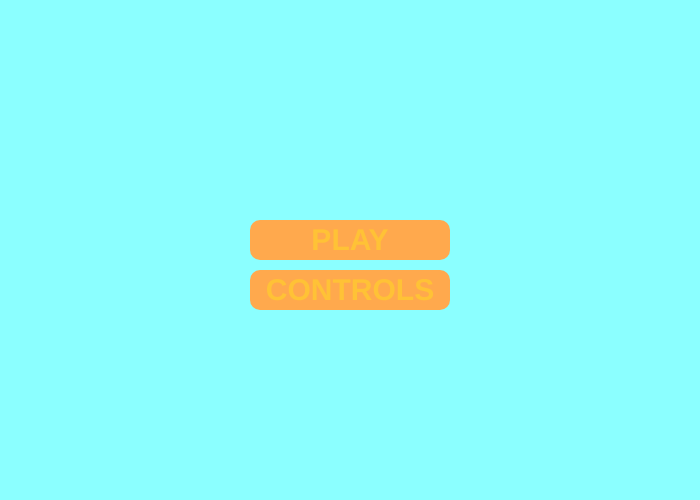
Frame 1 (no input)
Frame 60 (no input): identical to frame 1, image omitted
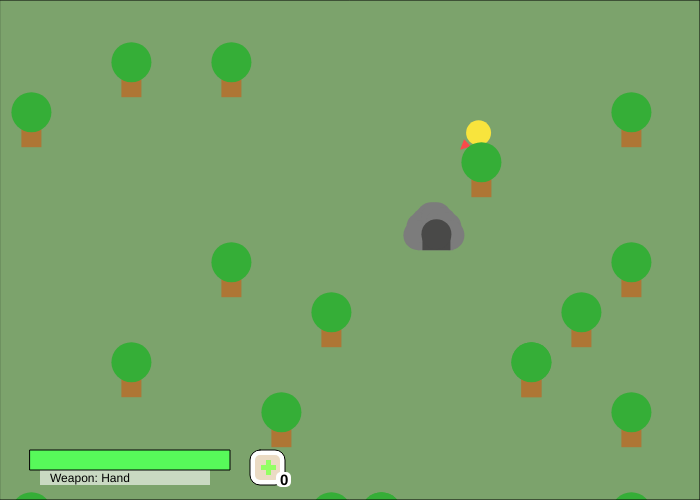
Frame 120 (the mouse pressed at the canvas centre since frame 60)

The p5.js sketch that drew these frames (run headless with seeded random() and noise() and a simulated clock; from frame 60 on, the mouse is pressed at the canvas centre):

// p5.js sketch
// ── sketch.js
let treeX = [];
for (let i = 0; i <= 900; i += 50)
{
  treeX.push(i);
}

let treeY = [];
for (let i = 0; i <= 700; i += 50)
{
  treeY.push(i);
}

let rockX = [];
for (let i = 0; i <= 900; i += 50)
{
  rockX.push(i);
}

let rockY = [];
for (let i = 0; i <= 700; i += 50)
{
  rockY.push(i);
}

let caveX = [];
for (let i = 0; i <= 900; i += 50)
{
  caveX.push(i);
}

let caveY = [];
for (let i = 0; i <= 700; i += 50)
{
  caveY.push(i);
}

let woodCount = [];
for (let i = 1; i <= 5; i++)
{
  woodCount.push(i);
}

let stoneCount = [];
for (let i = 1; i <= 5; i++)
{
  stoneCount.push(i);
}

let damageVals = [];
for (let i = 1; i < 8; i++)
{
  damageVals.push(i);
}

let meleeAbilities = ['Normal', 'Tank', 'Speed', 'Damage', 'Maniac'];

class Player
{
  constructor(hp)
  {
    this.hp = hp;
    this.x = 0;
    this.y = 0;
    this.width = 25;
    this.height = 25;
    this.speed = 0.5;
    this.swinging = false;
    this.meleeDmg = 0;
    this.treeDmg = 0;
    this.rockDmg = 0;
    this.dirY = 0;
    this.dirX = 0;
    this.range = 0;
  }
  drawSelf()
  {
    push();
    noStroke();
    fill(251, 231, 62);
    ellipse(this.x, this.y, this.width, this.height);
    pop();
  }
  setSpawn()
  {
    this.x = random(50, width-50);
    this.y = random(50, height-50);
  }
  moveUp()
  {
    this.y -= this.speed;
  }
  moveDown()
  {
    this.y += this.speed;
  }
  moveLeft()
  {
    this.x -= this.speed;
  }
  moveRight()
  {
    this.x += this.speed;
  }
  getMeleeDmg(weapon)
  {
    if (weapon == 'Hand')
    {
      this.meleeDmg = 2;
      this.treeDmg = 0.5;
      this.rockDmg = 0.25;
    }
    else if (weapon == 'Wooden Axe')
    {
      this.meleeDmg = 3;
      this.treeDmg = 1;
      this.rockDmg = 0.5;
    }
    else if (weapon == 'Wooden Sword')
    {
      this.meleeDmg = 5;
      this.treeDmg = 0.5;
      this.rockDmg = 0.25;
    }
    else if (weapon == 'Wooden Pickaxe')
    {
      this.meleeDmg = 3;
      this.treeDmg = 0.5;
      this.rockDmg = 1;
    }
    else if (weapon == 'Stone Axe')
    {
      this.meleeDmg = 4;
      this.treeDmg = 2;
      this.rockDmg = 1;
    }
    else if (weapon == 'Stone Sword')
    {
      this.meleeDmg = 6;
      this.treeDmg = 1;
      this.rockDmg = 0.5;
    }
    else if (weapon == 'Stone Pickaxe')
    {
      this.meleeDmg = 4;
      this.treeDmg = 1;
      this.rockDmg = 2;
    }
    else if (weapon == 'Silver Axe')
    {
      this.meleeDmg = 5;
      this.treeDmg = 3;
      this.rockDmg = 1.5;
    }
    else if (weapon == 'Silver Sword')
    {
      this.meleeDmg = 7;
      this.treeDmg = 1.5;
      this.rockDmg = 0.75;
    }
    else if (weapon == 'Silver Pickaxe')
    {
      this.meleeDmg = 5;
      this.treeDmg = 1.5;
      this.rockDmg = 3;
    }
    else if (weapon == 'Platinum Axe')
    {
      this.meleeDmg = 6;
      this.treeDmg = 4;
      this.rockDmg = 2;
    }
    else if (weapon == 'Platinum Sword')
    {
      this.meleeDmg = 8;
      this.treeDmg = 2;
      this.rockDmg = 1;
    }
    else if (weapon == 'Platinum Pickaxe')
    {
      this.meleeDmg = 6;
      this.treeDmg = 2;
      this.rockDmg = 4;
    }
    else if (weapon == 'Jadite Axe')
    {
      this.meleeDmg = 7;
      this.treeDmg = 5;
      this.rockDmg = 2.5;
    }
    else if (weapon == 'Jadite Sword')
    {
      this.meleeDmg = 9;
      this.treeDmg = 2.5;
      this.rockDmg = 1.25;
    }
    else if (weapon == 'Jadite Pickaxe')
    {
      this.meleeDmg = 7;
      this.treeDmg = 2.5;
      this.rockDmg = 5;
    }
    else if (weapon == 'Diamond Axe')
    {
      this.meleeDmg = 8;
      this.treeDmg = 6;
      this.rockDmg = 3;
    }
    else if (weapon == 'Diamond Sword')
    {
      this.meleeDmg = 10;
      this.treeDmg = 3;
      this.rockDmg = 1.5;
    }
    else if (weapon == 'Diamond Pickaxe')
    {
      this.meleeDmg = 8;
      this.treeDmg = 3;
      this.rockDmg = 6;
    }
    else if (weapon == 'Obsidian Axe')
    {
      this.meleeDmg = 9;
      this.treeDmg = 7;
      this.rockDmg = 3.5;
    }
    else if (weapon == 'Obsidian Sword')
    {
      this.meleeDmg = 11;
      this.treeDmg = 3.5;
      this.rockDmg = 1.75;
    }
    else if (weapon == 'Obsidian Pickaxe')
    {
      this.meleeDmg = 9;
      this.treeDmg = 3.5;
      this.rockDmg = 7;
    }
  }
  getRange(weapon)
  {
    if (weapon == 'Hand')
    {
      this.range = 15;
    }
    else if (weapon == 'Wooden Axe' || weapon == 'Stone Axe' || weapon == 'Silver Axe' || weapon == 'Platinum Axe' || weapon == 'Jadite Axe' || weapon == 'Diamond Axe' || weapon == 'Obsidian Axe')
    {
      this.range = 20;
    }
    else if (weapon == 'Wooden Sword' || weapon == 'Stone Sword' || weapon == 'Silver Sword' || weapon == 'Platinum Sword' || weapon == 'Jadite Sword' || weapon == 'Diamond Sword' || weapon == 'Obsidian Sword')
    {
      this.range = 25;
    }
    else if (weapon == 'Wooden Pickaxe' || weapon == 'Stone Pickaxe' || weapon == 'Silver Pickaxe' || weapon == 'Platinum Pickaxe' || weapon == 'Jadite Pickaxe' || weapon == 'Diamond Pickaxe' || weapon == 'Obsidian Pickaxe')
    {
      this.range = 20;
    }
  }
}

class PlayerFacingDirection
{
  constructor(playerX, playerY)
  {
    this.playerX = playerX;
    this.playerY = playerY;
    this.angle = Math.atan2(mouseY - playerY, mouseX - playerX);
    this.faceAngle = this.angle + radians(-90)
  }
  drawSelf()
  {
    push();
    translate(this.playerX, this.playerY);
    rotate(this.faceAngle);
    
    noStroke();
    fill(253, 75, 75);
    beginShape();
    vertex(-5, 15);
    vertex(0, 25);
    vertex(5, 15);
    endShape();
    pop();
  }
}

class MeleeEnemy
{
  constructor(type)
  {
    this.type = type;
    this.hp = 0;
    this.maxhp = 0;
    this.alive = true;
    this.x = random(0, 900);
    this.y = random(0, 700);
    this.width = 25;
    this.height = 25;
    this.speed = 0;
    this.visionRange = 150;
    this.dmg = random(damageVals);
    this.ability = random(meleeAbilities);
  }
  setSpawn()
  {
    if (this.type == 'zombie')
    {
      this.alive = true;
      if (this.ability == 'Normal')
      {
        this.maxhp = 40;
        this.hp = 40;
        this.speed = 0.3;
      }
      if (this.ability == 'Speed')
      {
        this.maxhp = 40;
        this.hp = 40;
        this.speed = 0.7;
      }
      if (this.ability == 'Damage')
      {
        this.maxhp = 50;
        this.hp = 50;
        this.dmg += 2;
        this.speed = 0.5;
      }
      if (this.ability == 'Tank')
      {
        this.maxhp = 400;
        this.hp = 400;
        this.speed = 0.4;
      }
      if (this.ability == 'Maniac')
      {
        this.speed = 0.5
        this.maxhp = 70;
        this.hp = 70;
      }
    }
    this.x = random(0, 900);
    this.y = random(0, 700);
  }
  drawSelf()
  {
    push();
    if (this.alive)
    {
      if (this.type == 'zombie')
      {
        noStroke();
        if (this.ability == 'Speed')
        {
          fill(137, 250, 199);
          ellipse(this.x + (this.width/2), this.y + (this.height/2), this.width + 5, this.height + 5);
        }
        if (this.ability == 'Damage')
        {
          fill(233, 86, 86);
          ellipse(this.x + (this.width/2), this.y + (this.height/2), this.width + 5, this.height + 5);
        }
        if (this.ability == 'Tank')
        {
          fill(26, 122, 18);
          ellipse(this.x + (this.width/2), this.y + (this.height/2), this.width + 5, this.height + 5);
        }
        if (this.ability == 'Maniac')
        {
          fill(233, 159, 250);
          ellipse(this.x + (this.width/2), this.y + (this.height/2), this.width + 5, this.height + 5);
        }
        if (this.ability == 'Normal')
        {
          fill(110, 207, 98);
        }
        fill(110, 207, 98);
        ellipse(this.x + (this.width/2), this.y + (this.height/2), this.width, this.height);
      }
    }
    pop();
  }
  showHP()
  {
    push();
    
    let mobHP = map(this.hp, 0, this.maxhp, 0, 100);
    
    noStroke();
    if (mobHP > 70)
    {
      fill(87, 250, 90);
    }
    else if (mobHP < 70 && mobHP > 30)
    {
      fill(255, 241, 69);
    }
    else
    {
      fill(255, 71, 71);
    }
    rect(this.x - 15, this.y - 7, mobHP/2, 5);
    pop();
  }
  findTarget()
  {
    if (this.x + cameraX + this.visionRange > survivor.x)
    {
      if (this.x + cameraX < survivor.x)
      {
        if (this.y + cameraY + this.visionRange > survivor.y)
        {
          if (this.y + cameraY < survivor.y)
          {
            this.x += this.speed;
            this.y += this.speed;
          }
        }
        
        if (this.y + cameraY - this.visionRange < survivor.y)
        {
          if (this.y + cameraY > survivor.y)
          {
            this.x += this.speed;
            this.y -= this.speed;
          }
        }
      }
    }
    
    if (this.x + cameraX - this.visionRange < survivor.x)
    {
      if (this.x + cameraX > survivor.x)
      {
        if (this.y + cameraY + this.visionRange > survivor.y)
        {
          if (this.y + cameraY < survivor.y)
          {
            this.x -= this.speed;
            this.y += this.speed;
          }
        }
        
        if (this.y + cameraY - this.visionRange < survivor.y)
        {
          if (this.y + cameraY > survivor.y)
          {
            this.x -= this.speed;
            this.y -= this.speed;
          }
        }
      }
    }
  }
  attackRight()
  {
    if (armorHP > 0)
    {
      armorHP -= this.dmg;
    }
    else
    {
      survivorHP -= this.dmg;
    }
    survivor.x -= 5;
  }
  attackLeft()
  {
    if (armorHP > 0)
    {
      armorHP -= this.dmg;
    }
    else
    {
      survivorHP -= this.dmg;
    }
    survivor.x += 5;
  }
  attackBottom()
  {
    survivor.y -= 5;
  }
  attackTop()
  {
    survivor.y += 5;
  }
}

class Tree
{
  constructor()
  {
    this.hp = 100;
    this.x = random(treeX);
    this.y = random(treeY);
    this.width = 20;
    this.height = 30;
    this.giveAmt = random(woodCount);
    this.alive = true;
    this.killedTime = 0;
    this.destroyed = false;
    this.trunkColor = '#B07736';
    this.leafColor = '#36B038';
  }
  drawSelf()
  {
    push();
    
    noStroke();
    fill(this.trunkColor);
    rect(this.x, this.y, this.width, this.height);
    
    fill(this.leafColor);
    ellipse(this.x + 10, this.y - 5, 40, 40);
    
    pop();
  }
  destroy()
  {
    this.x = -width;
    this.alive = false;   
  }
  showHP()
  {
    push();
    noStroke();
    if (this.hp > 70)
    {
      fill(87, 250, 90);
    }
    else if (this.hp < 70 && this.hp > 30)
    {
      fill(255, 241, 69);
    }
    else
    {
      fill(255, 71, 71);
    }
    rect(this.x - 15, this.y - 32, this.hp/2, 5);
    pop();
  }
  giveWood()
  {
    for (let i = 0; i < this.giveAmt; i++)
    {
      survivorInvWood += 1;
    }
  }
  respawn()
  {
    this.hp = 100;
    this.x = random(treeX);
    this.y = random(treeY);
  }
  nightColor()
  {
    this.trunkColor = '#6D4920';
    this.leafColor = '#227923';
  }
  dayColor()
  {
    this.trunkColor = '#B07736';
    this.leafColor = '#36B038';
  }
}

class Rock
{
  constructor()
  {
    this.hp = 100;
    this.x = random(rockX);
    this.y = random(rockY);
    this.width = 38;
    this.height = 30;
    this.giveAmt = random(stoneCount);
    this.alive = true;
    this.killedTime = 0;
    this.destroyed = false;
  }
  drawSelf()
  {
    push();
    noStroke();
    fill(150);
    beginShape();
	curveVertex(this.x, this.y);
	curveVertex(this.x + 36, this.y + 2);
	curveVertex(this.x + 34, this.y + 28);
	curveVertex(this.x, this.y + 28);
    curveVertex(this.x - 5, this.y + 5);
	endShape(CLOSE);
    pop();
  }
  destroy()
  {
    this.x = -width;
    this.alive = false;   
  }
  showHP()
  {
    push();
    noStroke();
    if (this.hp > 70)
    {
      fill(87, 250, 90);
    }
    else if (this.hp < 70 && this.hp > 30)
    {
      fill(255, 241, 69);
    }
    else
    {
      fill(255, 71, 71);
    }
    rect(this.x - 8, this.y - 15, this.hp/2, 5);
    pop();
  }
  giveStone()
  {
    for (let i = 0; i < this.giveAmt; i++)
    {
      survivorInvStone += 1;
    }
  }
  respawn()
  {
    this.hp = 100;
    this.x = random(rockX);
    this.y = random(rockY);
  }
}

class Cave
{
  constructor()
  {
    this.x = random(caveX);
    this.y = random(caveY);
    this.width = 30;
    this.height = 30;
    this.outerColor = '#7D7D7D';
    this.innerColor = '#4A4A49';
  }
  drawSelf()
  {
    push();
    noStroke();
    fill(125);
    rect(this.x, this.y, this.width, this.height);
    ellipse(this.x + 10, this.y, this.width, this.height);
    ellipse(this.x + 5, this.y + 5, this.width, this.height);
    ellipse(this.x, this.y + 10, this.width, this.height);
    ellipse(this.x - 3, this.y + 18, this.width, this.height);
    
    ellipse(this.x + 15, this.y, this.width, this.height);
    ellipse(this.x + 20, this.y + 5, this.width, this.height);
    ellipse(this.x + 25, this.y + 10, this.width, this.height);
    ellipse(this.x + 28, this.y + 18, this.width, this.height);
    
    rect(this.x - 3, this.y + 25, 35, 8);
    
    fill(74, 74, 73);
    rect(this.x + 1, this.y + 18, 28, 15);
    ellipse(this.x + (this.width/2), this.y + 2 + (this.height/2), this.width, this.height);
    pop();
  }
  drawExit()
  {
    push();
    noStroke();
    fill(139, 87, 56);
    rect(this.x, this.y, this.width, this.height);
    ellipse(this.x + 10, this.y, this.width, this.height);
    ellipse(this.x + 5, this.y + 5, this.width, this.height);
    ellipse(this.x, this.y + 10, this.width, this.height);
    ellipse(this.x - 3, this.y + 18, this.width, this.height);
    
    ellipse(this.x + 15, this.y, this.width, this.height);
    ellipse(this.x + 20, this.y + 5, this.width, this.height);
    ellipse(this.x + 25, this.y + 10, this.width, this.height);
    ellipse(this.x + 28, this.y + 18, this.width, this.height);
    
    rect(this.x - 3, this.y + 25, 35, 8);
    
    fill(128, 203, 227);
    rect(this.x + 1, this.y + 18, 28, 15);
    ellipse(this.x + (this.width/2), this.y + 2 + (this.height/2), this.width, this.height);
    pop();
  }
  nightColor()
  {
    this.outerColor = '#4D4D4D';
    this.innerColor = '#181818';
  }
  dayColor()
  {
    this.outerColor = '#7D7D7D';
    this.innerColor = '#4A4A49';
  }
}

class Exit
{
  constructor()
  {
    this.hp = 100;
    this.x = width/2;
    this.y = -150;
    this.width = 30;
    this.height = 30;
    this.opened = false;
  }
  drawSelf()
  {
    push();
    if (this.opened)
    {
      fill(255, 156, 45);
    }
    else
    {
      fill (25);
    }
    rect(this.x, this.y, this.width, this.height);
    pop();
  }
}

let gameOver;
let gameStart;
let controlScreenActive;
let showingMenu;
let level;

let time;
let isDayTime;
let timeOfDay;

let survivorInvWood;
let survivorInvStone;
let survivorInvRefWood;
let survivorInvRefStone;

let survivorInvRope;
let survivorInvHerbs;
let survivorInvCloth;
let survivorInvLongHandle;
let survivorInvShortHandle;

let survivorInvSilver;
let survivorInvPlatinum;
let survivorInvJadite;
let survivorInvDiamond;
let survivorInvObsidian;

let survivorInvBandage;

let tempSlot1;
let tempSlot2;

let tempSlot1X;
let tempSlot2X;

let tempOccupiedSlot1;
let tempOccupiedSlot2;

let tempProduct;
let tempProductX;

let tempTextSize = 14;

let templateBaseOwned;
let survivorInv;

let showingInv = false;
let showingCraft = false;
let craftPage;

let showingTemplateIcon;
let showingTempCraft;

let grass = '#7DA56D';
let caveGround = '#A66D4B';
let inCave = false;

let survivorHP;
let survivor;
let survivorFacing;
let survivorWeapon;

let armorHP;
let activeChestplate;

let zombies = [];
let numZombies = 4;
let zombiesKilled;

//tools owned
let woodAxeOwned = false;
let woodSwordOwned = false;
let woodPickaxeOwned = false;
let stoneAxeOwned = false;
let stoneSwordOwned = false;
let stonePickaxeOwned = false;
let silverAxeOwned = false;
let silverSwordOwned = false;
let silverPickaxeOwned = false;
let platinumAxeOwned = false;
let platinumSwordOwned = false;
let platinumPickaxeOwned = false;
let jaditeAxeOwned = false;
let jaditeSwordOwned = false;
let jaditePickaxeOwned = false;
let diamondAxeOwned = false;
let diamondSwordOwned = false;
let diamondPickaxeOwned = false;
let obsidianAxeOwned = false;
let obsidianSwordOwned = false;
let obsidianPickaxeOwned = false;

let woodAxeActive = false;
let woodSwordActive = false;
let woodPickaxeActive = false;
let stoneAxeActive = false;
let stoneSwordActive = false;
let stonePickaxeActive = false;
let silverAxeActive = false;
let silverSwordActive = false;
let silverPickaxeActive = false;
let platinumAxeActive = false;
let platinumSwordActive = false;
let platinumPickaxeActive = false;
let jaditeAxeActive = false;
let jaditeSwordActive = false;
let jaditePickaxeActive = false;
let diamondAxeActive = false;
let diamondSwordActive = false;
let diamondPickaxeActive = false;
let obsidianAxeActive = false;
let obsidianSwordActive = false;
let obsidianPickaxeActive = false;

let axeOwned = false;
let pickaxeOwned = false;
let swordOwned = false;

let nearTree = false;
let nearRock = false;

let freedom;

//trees
let trees = [];
let numTrees = 39;

//rocks
let rocks = [];
let numRocks = 21;

//caves
let caves = [];
let numCaves = 3;

//movement
let movingDown = false;
let movingUp = false;
let movingLeft = false;
let movingRight = false;

//direction facing
let facingDown = false;
let facingUp = false;
let facingLeft = false;
let facingRight = false;

//direction diagonal
let facingNE = false;
let facingNW = false;
let facingSE = false;
let facingSW = false;

let craftAvailable = false;

let craftX = 60;

let craft1Y = 70;
let craft2Y = 110;
let craft3Y = 150;

let craftNextX = 210;
let craftBackX = 170;
let craftButtonY = 190;

let craftWidth = 280;
let craftHeight = 30;

let directionValue;

//camera
let cameraX;
let cameraY;

function setup() 
{
  createCanvas(700, 500);
  frameRate(60);
  resetGame();
}

function resetGame()
{
  gameOver = false;
  gameStart = false;
  controlScreenActive = false;
  showingMenu = false;
  
  level = 1;
  craftPage = 1;
  
  showingTemplateIcon = false;
  
  bgY = height/2 + 20;
  titleY = height/2 + 50;
  
  time = 0;
  isDayTime = true;
  timeOfDay = 0;
  
  survivor = new Player(survivorHP);
  survivor.setSpawn();
  survivorHP = 100;
  survivorWeapon = 'Hand';
  
  armorHP = 0;
  activeChestplate = '';
  
  survivorInv = ['Wood: ' + survivorInvWood, 'Stone: ' + survivorInvStone, 'Refined Wood: ' + survivorInvRefWood, 'Refined Stone: ' + survivorInvRefStone];
  survivorInvWood = 0;
  survivorInvStone = 0;
  
  survivorInvRefWood = 0;
  survivorInvRefStone = 0;
  
  survivorInvRope = 0;
  survivorInvHerbs = 0;
  survivorInvCloth = 0;
  survivorInvLongHandle = 0;
  survivorInvShortHandle = 0;
  
  survivorInvSilver = 0;
  survivorInvPlatinum = 0;
  survivorInvJadite = 0;
  survivorInvDiamond = 0;
  survivorInvObsidian = 0;
  
  survivorInvBandage = 0;
  
  tempSlot1 = '';
  tempSlot2 = '';
  tempProduct = '';
  
  tempSlot1X = 0;
  tempSlot2X = 0;
  tempProductX = 0;
  
  templateBaseOwned = false;
  
  showingTempCraft = false;
  
  zombiesKilled = 0;
  
  freedom = new Exit();
  
  for (let i = 0; i < numZombies; i++)
  {
    zombies.push(new MeleeEnemy('zombie'));
  }
  
  for (let i = 0; i < numTrees; i++)
  {
    trees.push(new Tree());
  }
  
  for (let i = 0; i < numRocks; i++)
  {
    rocks.push(new Rock());
  }
  
  for (let i = 0; i < numCaves; i++)
  {
    caves.push(new Cave());
  }
}

function draw()
{ 
  if (!gameOver && gameStart && !showingMenu)
  {
    if (!inCave)
    {
      outdoorGame();
    }
    else if (inCave)
    {
      caveGame();
    }
  }
  else if (!gameOver && !gameStart)
  {
    startScreen();
  }
  else if (!gameOver && gameStart && showingMenu)
  {
    startScreen();
  }
  if (survivorHP <= 0)
  {
    gameOver = true;
    deadScreen();
  }
}

function startScreen()
{
  background(139, 255, 255);
  
  let buttonbgX = width/2 - 100;
  let buttonbgY1 = height/2 - 30;
  let buttonbgY2 = height/2 + 20;
  let buttonbgWidth = 200;
  let buttonbgHeight = 40;
  
  push();
  if (!gameStart)
  {
    textAlign(CENTER);
    textSize(30);
    textStyle(BOLD);
    noStroke();
    
    fill(255, 169, 77);
    rect(buttonbgX, buttonbgY1, buttonbgWidth, buttonbgHeight, 10);
    rect(buttonbgX, buttonbgY2, buttonbgWidth, buttonbgHeight, 10);

    fill(255, 194, 54);
    text('PLAY', width/2, height/2);
    text('CONTROLS', width/2, height/2 + 50);
  }
  else
  {
    textAlign(CENTER);
    textSize(30);
    textStyle(BOLD);
    noStroke();

    fill(255, 169, 77);
    rect(buttonbgX, buttonbgY1, buttonbgWidth, buttonbgHeight, 10);
    rect(buttonbgX, buttonbgY2, buttonbgWidth, buttonbgHeight, 10);
    
    fill(255, 194, 54);
    text('RESUME', width/2, height/2);
    text('CONTROLS', width/2, height/2 + 50);
  }
  pop();
  
  if (controlScreenActive)
  {
    showControls();
  }
  
  if (mouseIsPressed)
  {
    if (mouseX > buttonbgX && mouseX < buttonbgX + buttonbgWidth)
    {
      if (mouseY > buttonbgY1 && mouseY < buttonbgY1 + buttonbgHeight)
      {
        if (!gameStart)
        {
          gameStart = true;
        }
        else
        {
          showingMenu = false;
        }
      }
    }
    
    if (mouseX > buttonbgX && mouseX < buttonbgX + buttonbgWidth)
    {
      if (mouseY > buttonbgY2 && mouseY < buttonbgY2 + buttonbgHeight)
      {
        controlScreenActive = true;
        bgY = height/2 + 20;
        titleY = height/2 + 50;
      }
    }
  }
}

let titleY;
let bgY;

function showControls()
{
  background(139, 255, 255);
  
  push();
  textAlign(CENTER);
  textSize(30);
  textStyle(BOLD);
  noStroke();
  
  if (bgY != 50 && titleY != 80)
  {
    bgY -= 5;
    titleY -=5;
  }
  else
  {
    push();
    textAlign(CENTER);
    textSize(20);
    fill(255);
    text('w', width/2 - 150, 160);
    text('a', width/2 - 150, 200);
    text('s', width/2 - 150, 240);
    text('d', width/2 - 150, 280);
    text('q', width/2 - 150, 320);
    text('e', width/2 - 150, 360);
    text('r', width/2 - 150, 400);
    
    text('UP', width/2, 160);
    text('LEFT', width/2, 200);
    text('DOWN', width/2, 240);
    text('RIGHT', width/2, 280);
    text('RESOURCES', width/2, 320);
    text('CRAFT MENU', width/2, 360);
    text('SWITCH WEAPON', width/2, 400);
    
    fill(255, 169, 77);
    rect(50, height-80, 100, 40, 10);
    
    textSize(25);
    textStyle(BOLD);
    fill(255, 194, 54);
    text('BACK', 100, height-50);
    pop();
  }
  
  if (mouseIsPressed)
  {
    if (mouseX > 50 && mouseX < 150)
    {
      if (mouseY > height-80 && mouseY < height-40)
      {
        controlScreenActive = false;
      }
    }
  }
  
  fill(255, 169, 77);
  rect(width/2 - 100, bgY, 200, 40, 10);
  
  fill(255, 194, 54);
  text('CONTROLS', width/2, titleY);
  pop();
}

function deadScreen()
{
  background(0);
  textAlign(CENTER);
  textSize(60);
  fill('red');
  text('YOU DIED', width/2, height/2 - 30);
  text('Wave ' + level, width/2, height/2 + 30);
}

function outdoorGame()
{
  background(grass);
  displayPlayer();
  survivor.getRange(survivorWeapon);
  
  //block players from going off screen
  if (survivor.x < 20)
  {
    survivor.x = 20;
  }
  if (survivor.x > width - 20)
  {
    survivor.x = width - 20;
  }
  if (survivor.y < 20)
  {
    survivor.y = 20;
  }
  if (survivor.y > height - 20)
  {
    survivor.y = height - 20;
  }
  
  //update player inventory
  survivorInv = ['Wood: ' + survivorInvWood, 'Stone: ' + survivorInvStone, 'Refined Wood: ' + survivorInvRefWood, 'Refined Stone: ' + survivorInvRefStone];
  
  if (woodAxeOwned || stoneAxeOwned || silverAxeOwned || platinumAxeOwned || jaditeAxeOwned || diamondAxeOwned || obsidianAxeOwned)
  {
    axeOwned = true;
  }
  if (woodPickaxeOwned || stonePickaxeOwned || silverPickaxeOwned || platinumPickaxeOwned || jaditePickaxeOwned || diamondPickaxeOwned || obsidianPickaxeOwned)
  {
    pickaxeOwned = true;
  }
  if (woodSwordOwned || stoneSwordOwned || silverSwordOwned || platinumSwordOwned || jaditeSwordOwned || diamondSwordOwned || obsidianSwordOwned)
  {
    swordOwned = true;
  }
  
  //move screen when player moves
  cameraX = -survivor.x + 200;
  cameraY = -survivor.y + 200;
  translate(cameraX, cameraY);
  
  //spawn zombies at night
  if (!isDayTime)
  {
    for (let i = 0; i < numZombies; i++)
    {
      let zombie = zombies[i];
      
      if (zombie.hp <= 0)
      {
        zombie.alive = false;
      }
      else if (zombie.hp < zombie.maxhp && zombie.alive)
      {
        zombie.drawSelf();
        zombie.findTarget();
        zombie.showHP();
      }
      else if (zombie.hp > 0 && zombie.alive)
      {
        zombie.drawSelf();
        zombie.findTarget();
      }
      
      //player attacks zombie
      if (survivor.x > zombie.x + cameraX - survivor.range && survivor.x < zombie.x + (zombie.width/2) + cameraX)
      {
        if (survivor.y > zombie.y + cameraY && survivor.y < zombie.y + zombie.height + cameraY + survivor.range)
        {
          if (survivor.swinging)
          {
            if (facingRight || facingSE || facingUp || facingDown)
            {
              survivor.getMeleeDmg(survivorWeapon);
              zombie.hp -= survivor.meleeDmg;
              if (zombie.ability == 'Maniac')
              {
                zombie.x -= survivor.range + 2;
              }
              else if (zombie.ability != 'Tank')
              {
                zombie.x += survivor.range + 10;
              }
              if (zombie.alive && zombie.hp - survivor.meleeDmg <= 0)
              {
                zombiesKilled += 0.5;
                console.log(zombiesKilled);
              }
            }
            else if (facingNE || facingRight || facingUp || facingDown)
            {
              survivor.getMeleeDmg(survivorWeapon);
              zombie.hp -= survivor.meleeDmg;
              if (zombie.ability == 'Maniac')
              {
                zombie.x -= survivor.range + 2;
              }
              else if (zombie.ability != 'Tank')
              {
                zombie.x += survivor.range + 10;
              }
              if (zombie.alive && zombie.hp - survivor.meleeDmg <= 0)
              {
                zombiesKilled += 0.5;
                console.log(zombiesKilled);
              }
            }
          }
        }
      }
      
      if (survivor.x > zombie.x + (zombie.width/2) + cameraX && survivor.x < zombie.x + zombie.width + cameraX + survivor.range)
    {
      if (survivor.y > zombie.y + cameraY && survivor.y < zombie.y + zombie.height + cameraY + survivor.range)
      {
        if (survivor.swinging)
        {
          if (facingLeft || facingSW || facingUp || facingDown)
          {
            survivor.getMeleeDmg(survivorWeapon);
            zombie.hp -= survivor.meleeDmg;
            if (zombie.ability == 'Maniac')
            {
              zombie.x += survivor.range + 2;
            }
            else if (zombie.ability != 'Tank')
            {
              zombie.x -= survivor.range + 10;
            }
            if (zombie.alive && zombie.hp - survivor.meleeDmg <= 0)
            {
              zombiesKilled += 0.5;
              console.log(zombiesKilled);
            }
          }
          else if (facingNW || facingLeft || facingUp || facingDown)
          {
            survivor.getMeleeDmg(survivorWeapon);
            zombie.hp -= survivor.meleeDmg;
            if (zombie.ability == 'Maniac')
            {
              zombie.x += survivor.range + 2;
            }
            if (zombie.ability != 'Tank')
            {
              zombie.x -= survivor.range + 10;
            }
            if (zombie.alive && zombie.hp - survivor.meleeDmg <= 0)
            {
              zombiesKilled += 0.5;
              console.log(zombiesKilled);
            }
          }
        }
      }
    }
      
      //zombie attacks player
      if (survivor.x + (survivor.width/2) > zombie.x + cameraX && survivor.x + (survivor.width/2) < zombie.x + cameraX + zombie.width)
      {
        if (survivor.y + (survivor.height/2) > zombie.y + cameraY && survivor.y + (survivor.height/2) < zombie.y + cameraY + zombie.width)
        {
          if (zombie.alive)
          {
            zombie.attackRight();
            zombie.attackBottom();
          }
        }
        if (survivor.y - (survivor.height/2) > zombie.y + cameraY && survivor.y - (survivor.height/2) < zombie.y + cameraY + zombie.width)
        {
          if (zombie.alive)
          {
            zombie.attackRight();
            zombie.attackTop();
          }
        }
      }
      if (survivor.x - (survivor.width/2) > zombie.x + cameraX && survivor.x - (survivor.width/2) < zombie.x + cameraX + zombie.width)
      {
        if (survivor.y + (survivor.height/2) > zombie.y + cameraY && survivor.y + (survivor.height/2) < zombie.y + cameraY + zombie.width)
        {
          if (zombie.alive)
          {
            zombie.attackLeft();
            zombie.attackBottom();
          }
        }
        if (survivor.y - (survivor.height/2) > zombie.y + cameraY && survivor.y - (survivor.height/2) < zombie.y + cameraY + zombie.width)
        {
          if (zombie.alive)
          {
            zombie.attackLeft();
            zombie.attackTop();
          }
        }
      }
    }
  }
  
  //spawn trees
  for (let i = 0; i < numTrees; i++)
  {
    let tree = trees[i];
    
    if (!isDayTime)
    {
      tree.nightColor();
    }
    else
    {
      tree.dayColor();
    }
    
    if (tree.hp <= 0 && tree.alive)
    {
      tree.destroy();
      tree.destroyed = true;
      tree.giveWood();
      tree.killedTime = time;
    }
    else if (tree.hp < 100)
    {
      tree.drawSelf();
      tree.showHP();
    }
    else if (tree.hp > 0)
    {
      tree.drawSelf();
    }
    
    if (tree.destroyed == true && tree.killedTime + 600 == time)
    {
      tree.respawn();
      tree.destroyed = false;
      tree.alive = true;
    }
    
    for (let i = 0; i < numCaves; i++)
    {
      let cave = caves[i];
      
      if (cave.x == tree.x && cave.y == tree.y)
      {
        tree.respawn();
      }
    }
    
    if (survivor.x > tree.x + cameraX - survivor.range && survivor.x < tree.x + (tree.width/2) + cameraX)
    {
      if (survivor.y > tree.y + cameraY && survivor.y < tree.y + tree.height + cameraY + survivor.range)
      {
        nearTree = true;
        if (survivor.swinging)
        {
          if (facingNE || facingRight || facingSE || facingUp)
          {
            if (nearTree)
            {
              survivor.getMeleeDmg(survivorWeapon);
              tree.hp -= survivor.treeDmg;
            }
          }
        }
      }
    }
    
    if (survivor.x > tree.x + (tree.width/2) + cameraX && survivor.x < tree.x + tree.width + cameraX + survivor.range)
    {
      if (survivor.y > tree.y + cameraY && survivor.y < tree.y + tree.height + cameraY + survivor.range)
      {
        nearTree = true;
        if (survivor.swinging)
        {
          if (facingNW || facingLeft || facingSW || facingUp)
          {
            if (nearTree)
            {
              survivor.getMeleeDmg(survivorWeapon);
              tree.hp -= survivor.treeDmg;
            }
          }
        }
      }
    }
  }
  
  //spawn caves
  for (let i = 0; i < numCaves; i++)
  {
    let cave = caves[i];
    
    if (!isDayTime)
    {
      cave.nightColor();
    }
    else
    {
      cave.dayColor();
    }
    
    cave.drawSelf();
    
    if (survivor.x > cave.x + cameraX && survivor.x < cave.x + cave.width + cameraX)
    {
      if (survivor.y > cave.y + cameraY && survivor.y < cave.y + cave.height + cameraY)
      {
        inCave = true;
        survivor.y += 10;
      }
    }
  }
  
  //show crafting menu
  if (showingCraft)
  {
    showCraftMenu();
    
    if (craftAvailable)
    {
      if (craftPage == 1)
      {
        if (mouseX > craftX && mouseX < craftX + craftWidth)
        {
          if (mouseY > craft1Y && mouseY < craft1Y + craftHeight)
          {
            if (survivorInvWood >= 20)
            {
              if (!stoneAxeOwned && !woodAxeOwned)
              {
                survivorInvWood -= 20;
                survivorWeapon = 'Wooden Axe';
                woodAxeOwned = true;
                woodAxeActive = true;
                woodSwordActive = false;
                stoneAxeActive = false;
                stoneSwordActive = false;
                stonePickaxeActive = false;
                woodPickaxeActive = false;
              }
            }
            else if (survivorInvWood < 20)
            {
              push();
              translate(-cameraX, -cameraY);
              fill(140, 140, 140, 70);
              noStroke();
              rect(craftX, craft1Y, craftWidth, craftHeight);
              pop();
            }
          }
        }
        if (mouseX > craftX && mouseX < craftX + craftWidth)
        {
          if (mouseY > craft2Y && mouseY < craft2Y + craftHeight)
          {
            if (survivorInvWood >= 35)
            {
              if (!stoneSwordOwned && !woodSwordOwned)
              {
                survivorInvWood -= 35;
                survivorWeapon = 'Wooden Sword'
                woodSwordOwned = true;
                woodAxeActive = false;
                woodSwordActive = true;
                stoneAxeActive = false;
                stoneSwordActive = false;
                stonePickaxeActive = false;
                woodPickaxeActive = false;
              }
            }
            else if (survivorInvWood < 35)
            {
              push();
              translate(-cameraX, -cameraY);
              fill(140, 140, 140, 70);
              noStroke();
              rect(craftX, craft2Y, craftWidth, craftHeight);
              pop();
            }
          }
        }
        if (mouseX > craftX && mouseX < craftX + craftWidth)
        {
          if (mouseY > craft3Y && mouseY < craft3Y + craftHeight)
          {
            if (survivorInvWood >= 25)
            {
              if (!stonePickaxeOwned && !woodPickaxeOwned)
              {
                survivorInvWood -= 25;
                survivorWeapon = 'Wooden Pickaxe'
                woodPickaxeOwned = true;
                woodAxeActive = false;
                woodSwordActive = false;
                stoneAxeActive = false;
                stoneSwordActive = false;
                stonePickaxeActive = false;
                woodPickaxeActive = true;
              }
            }
            else if (survivorInvWood < 25)
            {
              push();
              translate(-cameraX, -cameraY);
              fill(140, 140, 140, 70);
              noStroke();
              rect(craftX, craft3Y, craftWidth, craftHeight);
              pop();
            }
          }
        }
      }
      
      if (craftPage == 2)
      {
        if (mouseX > craftX && mouseX < craftX + craftWidth)
        {
          if (mouseY > craft1Y && mouseY < craft1Y + craftHeight)
          {
            if (survivorInvStone >= 25 && survivorInvWood >= 20)
            {
              if (!stoneAxeOwned)
              {
                survivorInvStone -= 25;
                survivorInvWood -= 20;
                survivorWeapon = 'Stone Axe'
                stoneAxeOwned = true;
                woodAxeOwned = false;
                woodAxeActive = false;
                woodSwordActive = false;
                stoneAxeActive = true;
                stoneSwordActive = false;
                stonePickaxeActive = false;
                woodPickaxeActive = false;
              }
            }
            else if (survivorInvStone < 25 || survivorInvWood < 20)
            {
              push();
              translate(-cameraX, -cameraY);
              fill(140, 140, 140, 70);
              noStroke();
              rect(craftX, craft1Y, craftWidth, craftHeight);
              pop();
            }
          }
        }
        if (mouseX > craftX && mouseX < craftX + craftWidth)
        {
          if (mouseY > craft2Y && mouseY < craft2Y + craftHeight)
          {
            if (survivorInvStone >= 40 && survivorInvWood >= 10)
            {
              if (!stoneSwordOwned)
              {
                survivorInvStone -= 40;
                survivorInvWood -= 10;
                survivorWeapon = 'Stone Sword'
                stoneSwordOwned = true;
                woodSwordOwned = false;
                woodAxeActive = false;
                woodSwordActive = false;
                stoneAxeActive = false;
                stoneSwordActive = true;
                stonePickaxeActive = false;
                woodPickaxeActive = false;
              }
            }
            else if (survivorInvStone < 40 || survivorInvWood < 10)
            {
              push();
              translate(-cameraX, -cameraY);
              fill(140, 140, 140, 70);
              noStroke();
              rect(craftX, craft2Y, craftWidth, craftHeight);
              pop();
            }
          }
        }
        if (mouseX > craftX && mouseX < craftX + craftWidth)
        {
          if (mouseY > craft3Y && mouseY < craft3Y + craftHeight)
          {
            if (survivorInvStone >= 30 && survivorInvWood >= 20)
            {
              if (!stonePickaxeOwned)
              {
                survivorInvStone -= 30;
                survivorInvWood -= 20;
                survivorWeapon = 'Stone Pickaxe'
                stonePickaxeOwned = true;
                woodPickaxeOwned = false;
                woodAxeActive = false;
                woodSwordActive = false;
                stoneAxeActive = false;
                stoneSwordActive = false;
                stonePickaxeActive = true;
                woodPickaxeActive = false;
              }
            }
            else if (survivorInvStone < 30 || survivorInvWood < 20)
            {
              push();
              translate(-cameraX, -cameraY);
              fill(140, 140, 140, 70);
              noStroke();
              rect(craftX, craft3Y, craftWidth, craftHeight);
              pop();
            }
          }
        }
      }
      
      if (craftPage == 3)
      {
        if (mouseX > craftX && mouseX < craftX + craftWidth)
        {
          if (mouseY > craft3Y && mouseY < craft3Y + craftHeight)
          {
            if (survivorInvRefWood >= 10 && survivorInvRefStone >= 5)
            {
              if (!templateBaseOwned)
              {
                templateBaseOwned = true;
                survivorInvRefWood -= 10;
                survivorInvRefStone -= 5;
              }
            }
            else if (survivorInvRefWood < 10 || survivorInvRefStone < 5 || templateBaseOwned)
            {
              push();
              translate(-cameraX, -cameraY);
              fill(140, 140, 140, 70);
              noStroke();
              rect(craftX, craft3Y, craftWidth, craftHeight);
              pop();
            }
          }
        }
      }
    }
  }
  
  push();
  translate(-cameraX, -cameraY);
  
  if (showingInv)
  {
    showResources();
  }
  
  if (isDayTime)
  {
    timeOfDay += 0.05;
    grass = '#7DA56D';
    fill(48, 48, 48, timeOfDay);
    rect(0, 0, width, height);
  }
  else
  {
    timeOfDay = 180;
    grass = '#3C593A';
    fill(48, 48, 48, timeOfDay);
    rect(0, 0, width, height);
  }
  
  if (timeOfDay >= 180 && isDayTime)
  {
    switchTimeOfDay();
    for (let i = 0; i <= level; i++)
    {
      zombies.push(new MeleeEnemy('zombie'));
    }
    for (let i = 0; i < level; i++)
    {
      numZombies += 1;
    }
    for (let i = 0; i < numZombies; i++)
    {
      zombie = zombies[i];
      zombie.setSpawn();
    }
    console.log(level, zombiesKilled, numZombies);
  }
  else if (zombiesKilled == numZombies && !isDayTime)
  {
    switchTimeOfDay();
    console.log(zombiesKilled, numZombies);
    zombiesKilled = 0;
    level += 1;
    timeOfDay = 0;
    
    if (level == 3)
    {
      survivorInvSilver += 4;
    }
    else if (level == 6)
    {
      survivorInvPlatinum += 4;
    }
    else if (level == 9)
    {
      survivorInvJadite += 4;
    }
    else if (level == 12)
    {
      survivorInvDiamond += 4;
    }
    else if (level == 15)
    {
      survivorInvObsidian += 4;
    }
    else if (level > 15)
    {
      survivorInvSilver += 1;
      survivorInvPlatinum += 1;
      survivorInvJadite += 1;
      survivorInvDiamond += 1;
      survivorInvObsidian += 1;
    }
  }
  
  //template crafting
  if (templateBaseOwned)
  {
    showingTemplateIcon = true;
  }
  
  if (showingTemplateIcon)
  {
    push();
    fill(255);
    rect(width-60, height-50, 40, 40, 10);
    pop();
  }
  
  if (showingTempCraft)
  {
    push();
    rectMode(CENTER);
    fill(225, 225, 225, 80);
    rect(width/2, height/2, 600, 350);
    
    rectMode(CORNER);
    
    fill(255);
    rect(90, 100, 100, 20);
    fill(0);
    textSize(14);
    text('Refined Wood', 95, 115);
    
    textSize(20);
    text(survivorInvRefWood, 135, 145);
    
    fill(255);
    rect(195, 100, 100, 20);
    fill(0);
    textSize(14);
    text('Refined Stone', 200, 115);
    
    textSize(20);
    text(survivorInvRefStone, 240, 145);
    
    fill(255);
    rect(300, 100, 100, 20);
    fill(0);
    textSize(14);
    text('Rope', 330, 115);
    
    textSize(20);
    text(survivorInvRope, 345, 145);
    
    fill(255);
    rect(405, 100, 100, 20);
    fill(0);
    textSize(14);
    text('Herbs', 435, 115);
    
    textSize(20);
    text(survivorInvHerbs, 450, 145);
    
    fill(255);
    rect(510, 100, 100, 20);
    fill(0);
    textSize(14);
    text('Cloth', 540, 115);
    
    textSize(20);
    text(survivorInvCloth, 555, 145);
    
    fill(255);
    rect(90, 160, 100, 20);
    fill(0);
    textSize(14);
    text('Axe', 127, 175);
    
    fill(255);
    rect(195, 160, 100, 20);
    fill(0);
    textSize(14);
    text('Pickaxe', 220, 175);
    
    fill(255);
    rect(300, 160, 100, 20);
    fill(0);
    textSize(14);
    text('Sword', 330, 175);
    
    fill(255);
    rect(405, 160, 100, 20);
    fill(0);
    textSize(14);
    text('Long Handle', 415, 175);
    
    textSize(20);
    text(survivorInvLongHandle, 450, 205);
    
    fill(255);
    rect(510, 160, 100, 20);
    fill(0);
    textSize(14);
    text('Short Handle', 520, 175);
    
    textSize(20);
    text(survivorInvShortHandle, 555, 205);
    
    fill(255);
    rect(90, 220, 100, 20);
    fill(0);
    textSize(14);
    text('Silver', 121, 235);
    
    textSize(20);
    text(survivorInvSilver, 135, 265);
    
    fill(255);
    rect(195, 220, 100, 20);
    fill(0);
    textSize(14);
    text('Platinum', 217, 235);
    
    textSize(20);
    text(survivorInvPlatinum, 240, 265);
    
    fill(255);
    rect(300, 220, 100, 20);
    fill(0);
    textSize(14);
    text('Jadite', 330, 235);
    
    textSize(20);
    text(survivorInvJadite, 345, 265);
    
    fill(255);
    rect(405, 220, 100, 20);
    fill(0);
    textSize(14);
    text('Diamond', 427, 235);
    
    textSize(20);
    text(survivorInvDiamond, 450, 265);
    
    fill(255);
    rect(510, 220, 100, 20);
    fill(0);
    textSize(14);
    text('Obsidian', 530, 235);
    
    textSize(20);
    text(survivorInvObsidian, 555, 265);
    
    fill(255);
    rect(100, 325, 100, 30);
    rect(270, 325, 100, 30);
    rect(480, 325, 120, 30);
    fill(0);
    text('+', 230, 347);
    text('=', 420, 347);
    
    textSize(14);
    text(tempSlot1, tempSlot1X, 345);
    text(tempSlot2, tempSlot2X, 345);
    
    textSize(tempTextSize);
    text(tempProduct, tempProductX, 345)
    
    if (tempOccupiedSlot1 && tempOccupiedSlot2)
    {
      //short handle
      if (tempSlot1 == 'Refined Wood' || tempSlot2 == 'Refined Wood')
      {
        if (tempSlot1 == 'Refined Wood' || tempSlot2 == 'Refined Wood')
        {
          tempProduct = 'Short Handle';
          tempProductX = 498;
          tempTextSize = 14;
        }
      }
      
      //long handle
      if (tempSlot1 == 'Refined Stone' || tempSlot2 == 'Refined Stone')
      {
        if (tempSlot1 == 'Refined Wood' || tempSlot2 == 'Refined Wood')
        {
          tempProduct = 'Long Handle';
          tempProductX = 500;
          tempTextSize = 14;
        }
      }
      
      //rope
      if (tempSlot1 == 'Refined Wood' || tempSlot2 == 'Refined Wood')
      {
        if (tempSlot1 == 'Sword' || tempSlot2 == 'Sword')
        {
          tempProduct = 'Rope';
          tempProductX = 523;
          tempTextSize = 14;
        }
      }
      
      //cloth
      if (tempSlot1 == 'Refined Wood' || tempSlot2 == 'Refined Wood')
      {
        if (tempSlot1 == 'Pickaxe' || tempSlot2 == 'Pickaxe')
        {
          tempProduct = 'Cloth';
          tempProductX = 523;
          tempTextSize = 14;
        }
      }
      
      //herbs
      if (tempSlot1 == 'Refined Wood' || tempSlot2 == 'Refined Wood')
      {
        if (tempSlot1 == 'Axe' || tempSlot2 == 'Axe')
        {
          tempProduct = 'Herbs';
          tempProductX = 523;
          tempTextSize = 14;
        }
      }
      
      //bandage
      if (tempSlot1 == 'Cloth' || tempSlot2 == 'Cloth')
      {
        if (tempSlot1 == 'Herbs' || tempSlot2 == 'Herbs')
        {
          tempProduct = 'Bandage';
          tempProductX = 512;
          tempTextSize = 14;
        }
      }
      
      //silver axe
      if (tempSlot1 == 'Silver' || tempSlot2 == 'Silver')
      {
        if (tempSlot1 == 'Long Handle' || tempSlot2 == 'Long Handle')
        {
          tempProduct = 'Silver Axe';
          tempProductX = 510;
          tempTextSize = 14;
        }
      }
      
      //silver sword
      if (tempSlot1 == 'Silver' || tempSlot2 == 'Silver')
      {
        if (tempSlot1 == 'Short Handle' || tempSlot2 == 'Short Handle')
        {
          tempProduct = 'Silver Sword';
          tempProductX = 502;
          tempTextSize = 14;
        }
      }
      
      //silver pickaxe
      if (tempSlot1 == 'Silver' || tempSlot2 == 'Silver')
      {
        if (tempSlot1 == 'Pickaxe' || tempSlot2 == 'Pickaxe')
        {
          tempProduct = 'Silver Pickaxe';
          tempProductX = 497;
          tempTextSize = 14;
        }
      }
      
      //platinum axe
      if (tempSlot1 == 'Platinum' || tempSlot2 == 'Platinum')
      {
        if (tempSlot1 == 'Long Handle' || tempSlot2 == 'Long Handle')
        {
          tempProduct = 'Platinum Axe';
          tempProductX = 498;
          tempTextSize = 14;
        }
      }
      
      //platinum sword
      if (tempSlot1 == 'Platinum' || tempSlot2 == 'Platinum')
      {
        if (tempSlot1 == 'Short Handle' || tempSlot2 == 'Short Handle')
        {
          tempProduct = 'Platinum Sword';
          tempProductX = 492;
          tempTextSize = 14;
        }
      }
      
      //platinum pickaxe
      if (tempSlot1 == 'Platinum' || tempSlot2 == 'Platinum')
      {
        if (tempSlot1 == 'Pickaxe' || tempSlot2 == 'Pickaxe')
        {
          tempProduct = 'Platinum Pickaxe';
          tempProductX = 487;
          tempTextSize = 14;
        }
      }
      
      //jadite axe
      if (tempSlot1 == 'Jadite' || tempSlot2 == 'Jadite')
      {
        if (tempSlot1 == 'Long Handle' || tempSlot2 == 'Long Handle')
        {
          tempProduct = 'Jadite Axe';
          tempProductX = 507;
          tempTextSize = 14;
        }
      }
      
      //jadite sword
      if (tempSlot1 == 'Jadite' || tempSlot2 == 'Jadite')
      {
        if (tempSlot1 == 'Short Handle' || tempSlot2 == 'Short Handle')
        {
          tempProduct = 'Jadite Sword';
          tempProductX = 500;
          tempTextSize = 14;
        }
      }
      
      //jadite pickaxe
      if (tempSlot1 == 'Jadite' || tempSlot2 == 'Jadite')
      {
        if (tempSlot1 == 'Pickaxe' || tempSlot2 == 'Pickaxe')
        {
          tempProduct = 'Jadite Pickaxe';
          tempProductX = 495;
          tempTextSize = 14;
        }
      }
      
      //diamond axe
      if (tempSlot1 == 'Diamond' || tempSlot2 == 'Diamond')
      {
        if (tempSlot1 == 'Long Handle' || tempSlot2 == 'Long Handle')
        {
          tempProduct = 'Diamond Axe';
          tempProductX = 497;
          tempTextSize = 14;
        }
      }
      
      //diamond sword
      if (tempSlot1 == 'Diamond' || tempSlot2 == 'Diamond')
      {
        if (tempSlot1 == 'Short Handle' || tempSlot2 == 'Short Handle')
        {
          tempProduct = 'Diamond Sword';
          tempProductX = 490;
          tempTextSize = 14;
        }
      }
      
      //diamond pickaxe
      if (tempSlot1 == 'Diamond' || tempSlot2 == 'Diamond')
      {
        if (tempSlot1 == 'Pickaxe' || tempSlot2 == 'Pickaxe')
        {
          tempProduct = 'Diamond Pickaxe';
          tempProductX = 485;
          tempTextSize = 14;
        }
      }
      
      //obsidian axe
      if (tempSlot1 == 'Obsidian' || tempSlot2 == 'Obsidian')
      {
        if (tempSlot1 == 'Long Handle' || tempSlot2 == 'Long Handle')
        {
          tempProduct = 'Obsidian Axe';
          tempProductX = 499;
          tempTextSize = 14;
        }
      }
      
      //obsidian sword
      if (tempSlot1 == 'Obsidian' || tempSlot2 == 'Obsidian')
      {
        if (tempSlot1 == 'Short Handle' || tempSlot2 == 'Short Handle')
        {
          tempProduct = 'Obsidian Sword';
          tempProductX = 490;
          tempTextSize = 14;
        }
      }
      
      //obsidian pickaxe
      if (tempSlot1 == 'Obsidian' || tempSlot2 == 'Obsidian')
      {
        if (tempSlot1 == 'Pickaxe' || tempSlot2 == 'Pickaxe')
        {
          tempProduct = 'Obsidian Pickaxe';
          tempProductX = 485;
          tempTextSize = 14;
        }
      }
      
      //armor
      if (tempSlot1 == 'Silver' || tempSlot2 == 'Silver')
      {
        if (tempSlot1 == 'Rope' || tempSlot2 == 'Rope')
        {
          tempProduct = 'Silver Chestplate';
          tempProductX = 487;
          tempTextSize = 14;
        }
      }
      if (tempSlot1 == 'Platinum' || tempSlot2 == 'Platinum')
      {
        if (tempSlot1 == 'Rope' || tempSlot2 == 'Rope')
        {
          tempProduct = 'Platinum Chestplate';
          tempProductX = 481;
          tempTextSize = 13;
        }
      }
      if (tempSlot1 == 'Jadite' || tempSlot2 == 'Jadite')
      {
        if (tempSlot1 == 'Rope' || tempSlot2 == 'Rope')
        {
          tempProduct = 'Jadite Chestplate';
          tempProductX = 485;
          tempTextSize = 14;
        }
      }
      if (tempSlot1 == 'Diamond' || tempSlot2 == 'Diamond')
      {
        if (tempSlot1 == 'Rope' || tempSlot2 == 'Rope')
        {
          tempProduct = 'Diamond Chestplate';
          tempProductX = 481;
          tempTextSize = 13;
        }
      }
      if (tempSlot1 == 'Obsidian' || tempSlot2 == 'Obsidian')
      {
        if (tempSlot1 == 'Rope' || tempSlot2 == 'Rope')
        {
          tempProduct = 'Obsidian Chestplate';
          tempProductX = 481;
          tempTextSize = 13;
        }
      }
    }
    else
    {
      tempProduct = '';
    }
    pop();
  }
  
  noStroke();
  
  fill(255, 255, 255, 150);
  rect(40, height-30, 170, 15);
  fill(0);
  text('Weapon: ' + survivorWeapon, 50, height-18);
  
  noStroke();
  
  if (armorHP > 0)
  {
    fill(86, 145, 255);
    rect(30, height-65, armorHP*2, 10);
  }
  
  if (survivorHP > 50)
  {
    fill(87, 250, 90);
  }
  else if (survivorHP < 50 && survivorHP > 20)
  {
    fill(255, 241, 69);
  }
  else
  {
    fill(255, 71, 71);
  }
  rect(30, height-50, survivorHP*2, 20);
  
  stroke(0);
  noFill();
  rect(30, height-50, 200, 20);
  
  fill(255);
  rect(250, height-50, 35, 35, 10); //hitbox
  fill(235, 219, 196);
  noStroke();
  rect(255, height-45, 25, 25, 5);
  fill(147, 255, 100);
  rect(266, height-40, 5, 15);
  rect(261, height-35, 15, 5);
  
  fill(255);
  rect(276, height-28, 15, 15, 5);
  
  fill(0);
  textStyle(BOLD);
  textSize(15);
  text(survivorInvBandage, 280, height-15);
  pop();
  
  if (craftPage < 1)
  {
    craftPage = 1;
  }
  if (craftPage > 3)
  {
    craftPage = 3;
  }
  if (craftPage > level)
  {
    craftPage = level;
  }
  
  time += 1;
}

function caveGame()
{
  background(caveGround);
  displayPlayer();
  survivor.getRange(survivorWeapon);
  
  if (showingInv)
  {
    showResources();
  }
  
  //block players from going off screen
  if (survivor.x < 20)
  {
    survivor.x = 20;
  }
  if (survivor.x > width - 20)
  {
    survivor.x = width - 20;
  }
  if (survivor.y < 20)
  {
    survivor.y = 20;
  }
  if (survivor.y > height - 20)
  {
    survivor.y = height - 20;
  }
  
  //update player inventory
  survivorInv = ['Wood: ' + survivorInvWood, 'Stone: ' + survivorInvStone, 'Refined Wood: ' + survivorInvRefWood, 'Refined Stone: ' + survivorInvRefStone];
  
  //move screen when player moves
  cameraX = -survivor.x + 200;
  cameraY = -survivor.y + 200;
  translate(cameraX, cameraY);
  
  //spawn rocks
  for (let i = 0; i < numRocks; i++)
  {
    let rock = rocks[i];
    if (rock.hp <= 0 && rock.alive)
    {
      rock.destroy();
      rock.destroyed = true;
      rock.killedTime = time;
      if (survivorWeapon == 'Wooden Pickaxe' || survivorWeapon == 'Stone Pickaxe' || survivorWeapon == 'Silver Pickaxe' || survivorWeapon == 'Platinum Pickaxe' || survivorWeapon == 'JaditePickaxe' || survivorWeapon == 'Diamond Pickaxe' || survivorWeapon == 'Obsidian Pickaxe')
      {
        rock.giveStone();
      }
    }
    else if (rock.hp < 100)
    {
      rock.drawSelf();
      rock.showHP();
    }
    else if (rock.hp > 0)
    {
      rock.drawSelf();
    }
    
    if (rock.destroyed == true && rock.killedTime + 600 == time)
    {
      rock.respawn();
      rock.destroyed = false;
      rock.alive = true;
    }
    
    for (let i = 0; i < numCaves; i++)
    {
      let cave = caves[i];
      
      if (cave.x == rock.x && cave.y == rock.y)
      {
        rock.respawn();
      }
    }
    
    if (survivor.x > rock.x + cameraX - survivor.range && survivor.x < rock.x + (rock.width/2) + cameraX)
    {
      if (survivor.y > rock.y + cameraY && survivor.y < rock.y + rock.height + cameraY + survivor.range)
      {
        nearRock = true;
        if (survivor.swinging)
        {
          if (facingNE || facingRight || facingSE || facingUp)
          {
            if (nearRock)
            {
              survivor.getMeleeDmg(survivorWeapon);
              rock.hp -= survivor.rockDmg;
            }
          }
        }
      }
    }
    
    if (survivor.x > rock.x + (rock.width/2) + cameraX && survivor.x < rock.x + rock.width + cameraX + survivor.range)
    {
      if (survivor.y > rock.y + cameraY && survivor.y < rock.y + rock.height + cameraY + survivor.range)
      {
        nearRock = true;
        if (survivor.swinging)
        {
          if (facingNW || facingLeft || facingSW || facingUp)
          {
            if (nearRock)
            {
              survivor.getMeleeDmg(survivorWeapon);
              rock.hp -= survivor.rockDmg;
            }
          }
        }
      }
    }
  }
  
  //spawn caves
  for (let i = 0; i < numCaves; i++)
  {
    let cave = caves[i];
    cave.drawExit();
    
    if (survivor.x > cave.x + cameraX && survivor.x < cave.x + cave.width + cameraX)
    {
      if (survivor.y > cave.y + cameraY && survivor.y < cave.y + cave.height + cameraY)
      {
        inCave = false;
        survivor.y += 10;
      }
    }
  }
  
  //spawn exit
  freedom.drawSelf();
  
  //show crafting menu
  if (showingCraft)
  {
    showCraftMenu();
    
    if (craftAvailable)
    {
      if (craftPage == 1)
      {
        if (mouseX > craftX && mouseX < craftX + craftWidth)
        {
          if (mouseY > craft1Y && mouseY < craft1Y + craftHeight)
          {
            if (survivorInvWood >= 20)
            {
              if (!stoneAxeOwned && !woodAxeOwned)
              {
                survivorInvWood -= 20;
                survivorWeapon = 'Wooden Axe';
                woodAxeOwned = true;
                woodAxeActive = true;
                woodSwordActive = false;
                stoneAxeActive = false;
                stoneSwordActive = false;
                stonePickaxeActive = false;
                woodPickaxeActive = false;
              }
            }
            else if (survivorInvWood < 20)
            {
              push();
              translate(-cameraX, -cameraY);
              fill(140, 140, 140, 70);
              noStroke();
              rect(craftX, craft1Y, craftWidth, craftHeight);
              pop();
            }
          }
        }
        if (mouseX > craftX && mouseX < craftX + craftWidth)
        {
          if (mouseY > craft2Y && mouseY < craft2Y + craftHeight)
          {
            if (survivorInvWood >= 35)
            {
              if (!stoneSwordOwned && !woodSwordOwned)
              {
                survivorInvWood -= 35;
                survivorWeapon = 'Wooden Sword'
                woodSwordOwned = true;
                woodAxeActive = false;
                woodSwordActive = true;
                stoneAxeActive = false;
                stoneSwordActive = false;
                stonePickaxeActive = false;
                woodPickaxeActive = false;
              }
            }
            else if (survivorInvWood < 35)
            {
              push();
              translate(-cameraX, -cameraY);
              fill(140, 140, 140, 70);
              noStroke();
              rect(craftX, craft2Y, craftWidth, craftHeight);
              pop();
            }
          }
        }
        if (mouseX > craftX && mouseX < craftX + craftWidth)
        {
          if (mouseY > craft3Y && mouseY < craft3Y + craftHeight)
          {
            if (survivorInvWood >= 25)
            {
              if (!stonePickaxeOwned && !woodPickaxeOwned)
              {
                survivorInvWood -= 25;
                survivorWeapon = 'Wooden Pickaxe'
                woodPickaxeOwned = true;
                woodAxeActive = false;
                woodSwordActive = false;
                stoneAxeActive = false;
                stoneSwordActive = false;
                stonePickaxeActive = false;
                woodPickaxeActive = true;
              }
            }
            else if (survivorInvWood < 25)
            {
              push();
              translate(-cameraX, -cameraY);
              fill(140, 140, 140, 70);
              noStroke();
              rect(craftX, craft3Y, craftWidth, craftHeight);
              pop();
            }
          }
        }
      }
      
      if (craftPage == 2)
      {
        if (mouseX > craftX && mouseX < craftX + craftWidth)
        {
          if (mouseY > craft1Y && mouseY < craft1Y + craftHeight)
          {
            if (survivorInvStone >= 25 && survivorInvWood >= 20)
            {
              if (!stoneAxeOwned)
              {
                survivorInvStone -= 25;
                survivorInvWood -= 20;
                survivorWeapon = 'Stone Axe'
                stoneAxeOwned = true;
                woodAxeOwned = false;
                woodAxeActive = false;
                woodSwordActive = false;
                stoneAxeActive = true;
                stoneSwordActive = false;
                stonePickaxeActive = false;
                woodPickaxeActive = false;
              }
            }
            else if (survivorInvStone < 25 || survivorInvWood < 20)
            {
              push();
              translate(-cameraX, -cameraY);
              fill(140, 140, 140, 70);
              noStroke();
              rect(craftX, craft1Y, craftWidth, craftHeight);
              pop();
            }
          }
        }
        if (mouseX > craftX && mouseX < craftX + craftWidth)
        {
          if (mouseY > craft2Y && mouseY < craft2Y + craftHeight)
          {
            if (survivorInvStone >= 40 && survivorInvWood >= 10)
            {
              if (!stoneSwordOwned)
              {
                survivorInvStone -= 40;
                survivorInvWood -= 10;
                survivorWeapon = 'Stone Sword'
                stoneSwordOwned = true;
                woodSwordOwned = false;
                woodAxeActive = false;
                woodSwordActive = false;
                stoneAxeActive = false;
                stoneSwordActive = true;
                stonePickaxeActive = false;
                woodPickaxeActive = false;
              }
            }
            else if (survivorInvStone < 40 || survivorInvWood < 10)
            {
              push();
              translate(-cameraX, -cameraY);
              fill(140, 140, 140, 70);
              noStroke();
              rect(craftX, craft2Y, craftWidth, craftHeight);
              pop();
            }
          }
        }
        if (mouseX > craftX && mouseX < craftX + craftWidth)
        {
          if (mouseY > craft3Y && mouseY < craft3Y + craftHeight)
          {
            if (survivorInvStone >= 30 && survivorInvWood >= 20)
            {
              if (!stonePickaxeOwned)
              {
                survivorInvStone -= 30;
                survivorInvWood -= 20;
                survivorWeapon = 'Stone Pickaxe'
                stonePickaxeOwned = true;
                woodPickaxeOwned = false;
                woodAxeActive = false;
                woodSwordActive = false;
                stoneAxeActive = false;
                stoneSwordActive = false;
                stonePickaxeActive = true;
                woodPickaxeActive = false;
              }
            }
            else if (survivorInvStone < 30 || survivorInvWood < 20)
            {
              push();
              translate(-cameraX, -cameraY);
              fill(140, 140, 140, 70);
              noStroke();
              rect(craftX, craft3Y, craftWidth, craftHeight);
              pop();
            }
          }
        }
      }
      
      if (craftPage == 3)
      {
        if (mouseX > craftX && mouseX < craftX + craftWidth)
        {
          if (mouseY > craft3Y && mouseY < craft3Y + craftHeight)
          {
            if (survivorInvRefWood >= 10 && survivorInvRefStone >= 5)
            {
              if (!templateBaseOwned)
              {
                templateBaseOwned = true;
                survivorInvRefWood -= 10;
                survivorInvRefStone -= 5;
              }
            }
            else if (survivorInvRefWood < 10 || survivorInvRefStone < 5 || templateBaseOwned)
            {
              push();
              translate(-cameraX, -cameraY);
              fill(140, 140, 140, 70);
              noStroke();
              rect(craftX, craft3Y, craftWidth, craftHeight);
              pop();
            }
          }
        }
      }
    }
  }
  
  push();
  translate(-cameraX, -cameraY);
  
  if (showingInv)
  {
    showResources();
  }
  
  //template crafting
  if (templateBaseOwned)
  {
    showingTemplateIcon = true;
  }
  
  if (showingTemplateIcon)
  {
    push();
    fill(255);
    rect(width-60, height-50, 40, 40, 10);
    pop();
  }
  
  if (showingTempCraft)
  {
    push();
    rectMode(CENTER);
    fill(225, 225, 225, 80);
    rect(width/2, height/2, 600, 350);
    
    rectMode(CORNER);
    
    fill(255);
    rect(90, 100, 100, 20);
    fill(0);
    textSize(14);
    text('Refined Wood', 95, 115);
    
    textSize(20);
    text(survivorInvRefWood, 135, 145);
    
    fill(255);
    rect(195, 100, 100, 20);
    fill(0);
    textSize(14);
    text('Refined Stone', 200, 115);
    
    textSize(20);
    text(survivorInvRefStone, 240, 145);
    
    fill(255);
    rect(300, 100, 100, 20);
    fill(0);
    textSize(14);
    text('Rope', 330, 115);
    
    textSize(20);
    text(survivorInvRope, 345, 145);
    
    fill(255);
    rect(405, 100, 100, 20);
    fill(0);
    textSize(14);
    text('Herbs', 435, 115);
    
    textSize(20);
    text(survivorInvHerbs, 450, 145);
    
    fill(255);
    rect(510, 100, 100, 20);
    fill(0);
    textSize(14);
    text('Cloth', 540, 115);
    
    textSize(20);
    text(survivorInvCloth, 555, 145);
    
    fill(255);
    rect(90, 160, 100, 20);
    fill(0);
    textSize(14);
    text('Axe', 127, 175);
    
    fill(255);
    rect(195, 160, 100, 20);
    fill(0);
    textSize(14);
    text('Pickaxe', 220, 175);
    
    fill(255);
    rect(300, 160, 100, 20);
    fill(0);
    textSize(14);
    text('Sword', 330, 175);
    
    fill(255);
    rect(405, 160, 100, 20);
    fill(0);
    textSize(14);
    text('Long Handle', 415, 175);
    
    textSize(20);
    text(survivorInvLongHandle, 450, 205);
    
    fill(255);
    rect(510, 160, 100, 20);
    fill(0);
    textSize(14);
    text('Short Handle', 520, 175);
    
    textSize(20);
    text(survivorInvShortHandle, 555, 205);
    
    fill(255);
    rect(90, 220, 100, 20);
    fill(0);
    textSize(14);
    text('Silver', 121, 235);
    
    textSize(20);
    text(survivorInvSilver, 135, 265);
    
    fill(255);
    rect(195, 220, 100, 20);
    fill(0);
    textSize(14);
    text('Platinum', 217, 235);
    
    textSize(20);
    text(survivorInvPlatinum, 240, 265);
    
    fill(255);
    rect(300, 220, 100, 20);
    fill(0);
    textSize(14);
    text('Jadite', 330, 235);
    
    textSize(20);
    text(survivorInvJadite, 345, 265);
    
    fill(255);
    rect(405, 220, 100, 20);
    fill(0);
    textSize(14);
    text('Diamond', 427, 235);
    
    textSize(20);
    text(survivorInvDiamond, 450, 265);
    
    fill(255);
    rect(510, 220, 100, 20);
    fill(0);
    textSize(14);
    text('Obsidian', 530, 235);
    
    textSize(20);
    text(survivorInvObsidian, 555, 265);
    
    fill(255);
    rect(100, 325, 100, 30);
    rect(270, 325, 100, 30);
    rect(480, 325, 120, 30);
    fill(0);
    text('+', 230, 347);
    text('=', 420, 347);
    
    textSize(14);
    text(tempSlot1, tempSlot1X, 345);
    text(tempSlot2, tempSlot2X, 345);
    
    text(tempProduct, tempProductX, 345)
    
    if (tempOccupiedSlot1 && tempOccupiedSlot2)
    {
      //short handle
      if (tempSlot1 == 'Refined Wood' || tempSlot2 == 'Refined Wood')
      {
        if (tempSlot1 == 'Refined Wood' || tempSlot2 == 'Refined Wood')
        {
          tempProduct = 'Short Handle';
          tempProductX = 498;
        }
      }
      
      //long handle
      if (tempSlot1 == 'Refined Stone' || tempSlot2 == 'Refined Stone')
      {
        if (tempSlot1 == 'Refined Wood' || tempSlot2 == 'Refined Wood')
        {
          tempProduct = 'Long Handle';
          tempProductX = 500;
        }
      }
      
      //rope
      if (tempSlot1 == 'Refined Wood' || tempSlot2 == 'Refined Wood')
      {
        if (tempSlot1 == 'Sword' || tempSlot2 == 'Sword')
        {
          tempProduct = 'Rope';
          tempProductX = 523;
        }
      }
      
      //cloth
      if (tempSlot1 == 'Refined Wood' || tempSlot2 == 'Refined Wood')
      {
        if (tempSlot1 == 'Pickaxe' || tempSlot2 == 'Pickaxe')
        {
          tempProduct = 'Cloth';
          tempProductX = 523;
        }
      }
      
      //herbs
      if (tempSlot1 == 'Refined Wood' || tempSlot2 == 'Refined Wood')
      {
        if (tempSlot1 == 'Axe' || tempSlot2 == 'Axe')
        {
          tempProduct = 'Herbs';
          tempProductX = 523;
        }
      }
      
      //bandage
      if (tempSlot1 == 'Cloth' || tempSlot2 == 'Cloth')
      {
        if (tempSlot1 == 'Herbs' || tempSlot2 == 'Herbs')
        {
          tempProduct = 'Bandage';
          tempProductX = 512;
        }
      }
      
      //silver axe
      if (tempSlot1 == 'Silver' || tempSlot2 == 'Silver')
      {
        if (tempSlot1 == 'Long Handle' || tempSlot2 == 'Long Handle')
        {
          tempProduct = 'Silver Axe';
          tempProductX = 510;
          tempTextSize = 14;
        }
      }
      
      //silver sword
      if (tempSlot1 == 'Silver' || tempSlot2 == 'Silver')
      {
        if (tempSlot1 == 'Short Handle' || tempSlot2 == 'Short Handle')
        {
          tempProduct = 'Silver Sword';
          tempProductX = 502;
          tempTextSize = 14;
        }
      }
      
      //silver pickaxe
      if (tempSlot1 == 'Silver' || tempSlot2 == 'Silver')
      {
        if (tempSlot1 == 'Pickaxe' || tempSlot2 == 'Pickaxe')
        {
          tempProduct = 'Silver Pickaxe';
          tempProductX = 497;
          tempTextSize = 14;
        }
      }
      
      //platinum axe
      if (tempSlot1 == 'Platinum' || tempSlot2 == 'Platinum')
      {
        if (tempSlot1 == 'Long Handle' || tempSlot2 == 'Long Handle')
        {
          tempProduct = 'Platinum Axe';
          tempProductX = 498;
          tempTextSize = 14;
        }
      }
      
      //platinum sword
      if (tempSlot1 == 'Platinum' || tempSlot2 == 'Platinum')
      {
        if (tempSlot1 == 'Short Handle' || tempSlot2 == 'Short Handle')
        {
          tempProduct = 'Platinum Sword';
          tempProductX = 492;
          tempTextSize = 14;
        }
      }
      
      //platinum pickaxe
      if (tempSlot1 == 'Platinum' || tempSlot2 == 'Platinum')
      {
        if (tempSlot1 == 'Pickaxe' || tempSlot2 == 'Pickaxe')
        {
          tempProduct = 'Platinum Pickaxe';
          tempProductX = 487;
          tempTextSize = 14;
        }
      }
      
      //jadite axe
      if (tempSlot1 == 'Jadite' || tempSlot2 == 'Jadite')
      {
        if (tempSlot1 == 'Long Handle' || tempSlot2 == 'Long Handle')
        {
          tempProduct = 'Jadite Axe';
          tempProductX = 507;
          tempTextSize = 14;
        }
      }
      
      //jadite sword
      if (tempSlot1 == 'Jadite' || tempSlot2 == 'Jadite')
      {
        if (tempSlot1 == 'Short Handle' || tempSlot2 == 'Short Handle')
        {
          tempProduct = 'Jadite Sword';
          tempProductX = 500;
          tempTextSize = 14;
        }
      }
      
      //jadite pickaxe
      if (tempSlot1 == 'Jadite' || tempSlot2 == 'Jadite')
      {
        if (tempSlot1 == 'Pickaxe' || tempSlot2 == 'Pickaxe')
        {
          tempProduct = 'Jadite Pickaxe';
          tempProductX = 495;
          tempTextSize = 14;
        }
      }
      
      //diamond axe
      if (tempSlot1 == 'Diamond' || tempSlot2 == 'Diamond')
      {
        if (tempSlot1 == 'Long Handle' || tempSlot2 == 'Long Handle')
        {
          tempProduct = 'Diamond Axe';
          tempProductX = 497;
          tempTextSize = 14;
        }
      }
      
      //diamond sword
      if (tempSlot1 == 'Diamond' || tempSlot2 == 'Diamond')
      {
        if (tempSlot1 == 'Short Handle' || tempSlot2 == 'Short Handle')
        {
          tempProduct = 'Diamond Sword';
          tempProductX = 490;
          tempTextSize = 14;
        }
      }
      
      //diamond pickaxe
      if (tempSlot1 == 'Diamond' || tempSlot2 == 'Diamond')
      {
        if (tempSlot1 == 'Pickaxe' || tempSlot2 == 'Pickaxe')
        {
          tempProduct = 'Diamond Pickaxe';
          tempProductX = 485;
          tempTextSize = 14;
        }
      }
      
      //obsidian axe
      if (tempSlot1 == 'Obsidian' || tempSlot2 == 'Obsidian')
      {
        if (tempSlot1 == 'Long Handle' || tempSlot2 == 'Long Handle')
        {
          tempProduct = 'Obsidian Axe';
          tempProductX = 499;
          tempTextSize = 14;
        }
      }
      
      //obsidian sword
      if (tempSlot1 == 'Obsidian' || tempSlot2 == 'Obsidian')
      {
        if (tempSlot1 == 'Short Handle' || tempSlot2 == 'Short Handle')
        {
          tempProduct = 'Obsidian Sword';
          tempProductX = 490;
          tempTextSize = 14;
        }
      }
      
      //obsidian pickaxe
      if (tempSlot1 == 'Obsidian' || tempSlot2 == 'Obsidian')
      {
        if (tempSlot1 == 'Pickaxe' || tempSlot2 == 'Pickaxe')
        {
          tempProduct = 'Obsidian Pickaxe';
          tempProductX = 485;
          tempTextSize = 14;
        }
      }
      
      //armor
      if (tempSlot1 == 'Silver' || tempSlot2 == 'Silver')
      {
        if (tempSlot1 == 'Rope' || tempSlot2 == 'Rope')
        {
          tempProduct = 'Silver Chestplate';
          tempProductX = 487;
          tempTextSize = 14;
        }
      }
      if (tempSlot1 == 'Platinum' || tempSlot2 == 'Platinum')
      {
        if (tempSlot1 == 'Rope' || tempSlot2 == 'Rope')
        {
          tempProduct = 'Platinum Chestplate';
          tempProductX = 481;
          tempTextSize = 13;
        }
      }
      if (tempSlot1 == 'Jadite' || tempSlot2 == 'Jadite')
      {
        if (tempSlot1 == 'Rope' || tempSlot2 == 'Rope')
        {
          tempProduct = 'Jadite Chestplate';
          tempProductX = 485;
          tempTextSize = 14;
        }
      }
      if (tempSlot1 == 'Diamond' || tempSlot2 == 'Diamond')
      {
        if (tempSlot1 == 'Rope' || tempSlot2 == 'Rope')
        {
          tempProduct = 'Diamond Chestplate';
          tempProductX = 481;
          tempTextSize = 13;
        }
      }
      if (tempSlot1 == 'Obsidian' || tempSlot2 == 'Obsidian')
      {
        if (tempSlot1 == 'Rope' || tempSlot2 == 'Rope')
        {
          tempProduct = 'Obsidian Chestplate';
          tempProductX = 481;
          tempTextSize = 13;
        }
      }
    }
    else
    {
      tempProduct = '';
    }
    pop();
  }
  
  noStroke();
  
  fill(255, 255, 255, 150);
  rect(40, height-30, 170, 15);
  fill(0);
  text('Weapon: ' + survivorWeapon, 50, height-18);
  
  noStroke();
  
  if (armorHP > 0)
  {
    fill(86, 145, 255);
    rect(30, height-65, armorHP*2, 10);
  }
  
  if (survivorHP > 50)
  {
    fill(87, 250, 90);
  }
  else if (survivorHP < 50 && survivorHP > 20)
  {
    fill(255, 241, 69);
  }
  else
  {
    fill(255, 71, 71);
  }
  rect(30, height-50, survivorHP*2, 20);
  
  stroke(0);
  noFill();
  rect(30, height-50, 200, 20);
  
  fill(255);
  rect(250, height-50, 35, 35, 10); //hitbox
  fill(235, 219, 196);
  noStroke();
  rect(255, height-45, 25, 25, 5);
  fill(147, 255, 100);
  rect(266, height-40, 5, 15);
  rect(261, height-35, 15, 5);
  
  fill(255);
  rect(276, height-28, 15, 15, 5);
  
  fill(0);
  textStyle(BOLD);
  textSize(15);
  text(survivorInvBandage, 280, height-15);
  pop();             
  
  if (craftPage < 1)
  {
    craftPage = 1;
  }
  if (craftPage > level)
  {
    craftPage = level;
  }
  
  time += 1;
}

function switchTimeOfDay()
{
  if (isDayTime)
  {
    isDayTime = false;
  }
  else
  {
    isDayTime = true;
  }
}

function showCraftMenu()
{
  push();
  translate(-cameraX, -cameraY);
  noStroke();
  fill(155, 155, 155, 80)
  rect(50, 50, 300, 170);
  
  stroke(0);
  fill(255);
  rect(craftX, craft1Y, craftWidth, craftHeight);
  rect(craftX, craft2Y, craftWidth, craftHeight);
  rect(craftX, craft3Y, craftWidth, craftHeight);
  
  if (craftPage == 1)
  {
    textAlign(CENTER);
    textSize(15);
    fill(0);
    text('Wooden Axe', 110, 90);
    text('Wooden Sword', 120, 130);
    text('Wooden Pickaxe', 125, 170);
    
    textStyle(ITALIC);
    textSize(13);
    fill(140);
    text('Requires: x20 Wood', 270, 90);
    text('Requires: x35 Wood', 270, 130);
    text('Requires: x25 Wood', 270, 170);
    
    fill(255);
    rect(craftNextX, craftButtonY, 30, 20, 5);
    rect(craftBackX, craftButtonY, 30, 20, 5);
    
    fill(0);
    text('>', craftNextX + 16, craftButtonY + 14);
    text('<', craftBackX + 14, craftButtonY + 14);
  }
  else if (craftPage == 2)
  {
    textAlign(CENTER);
    textSize(15);
    fill(0);
    text('Stone Axe', 103, 90);
    text('Stone Sword', 111, 130);
    text('Stone Pickaxe', 115, 170);
    
    textStyle(ITALIC);
    textSize(11);
    fill(140);
    text('Requires: x25 Stone x20 Wood', 253, 90);
    text('Requires: x40 Stone x10 Wood', 253, 130);
    text('Requires: x30 Stone x20 Wood', 253, 170);
    
    fill(255);
    rect(craftNextX, craftButtonY, 30, 20, 5);
    rect(craftBackX, craftButtonY, 30, 20, 5);
    
    fill(0);
    text('>', craftNextX + 16, craftButtonY + 14);
    text('<', craftBackX + 14, craftButtonY + 14);
  }
  else if (craftPage == 3)
  {
    textAlign(CENTER);
    textSize(15);
    fill(0);
    text('Refined Wood', 115, 90);
    text('Refined Stone', 115, 130);
    text('Template Base', 116, 170);
    
    textStyle(ITALIC);
    textSize(12);
    fill(140);
    text('Requires: Stone Axe x5 Wood', 253, 90);
    
    textSize(11);
    text('Requires: Stone Pickaxe x5 Stone', 253, 130);
    
    text('Requires: x10 Refined Wood', 253, 163);
    text('x5 Refined Stone', 250, 176);
    
    fill(255);
    rect(craftNextX, craftButtonY, 30, 20, 5);
    rect(craftBackX, craftButtonY, 30, 20, 5);
    
    fill(0);
    text('>', craftNextX + 16, craftButtonY + 14);
    text('<', craftBackX + 14, craftButtonY + 14);
  }
  pop();
}

function showResources()
{
  push();
  noStroke();
  fill(225, 225, 225, 80);
  rect(width-230, 30, 200, 300);
  
  textAlign(LEFT);
  textSize(20);
  fill(0);
  if (level >= 1)
  {
    text(survivorInv[0], width-220, 60);
    text(survivorInv[1], width-220, 80);
  }
  if (level >= 3)
  {
    text(survivorInv[2], width-220, 100);
    text(survivorInv[3], width-220, 120);
  }
  pop();
}

function displayPlayer() 
{
  survivorFacing = new PlayerFacingDirection(survivor.x, survivor.y);
  directionValue = Math.atan2(mouseY - survivor.y, mouseX - survivor.x);
  
  //show character
  survivor.drawSelf();
  survivorFacing.drawSelf();
  
  //update movement
  if (movingUp)
  {
    survivor.moveUp();
  }
  if (movingDown)
  {
    survivor.moveDown();
  }
  if (movingLeft)
  {
    survivor.moveLeft();
  }
  if (movingRight)
  {
    survivor.moveRight();
  }
  
  //update direction
  if (round(directionValue) >= -1 && round(directionValue) <= -1)
  {
    facingUp = true;
    facingDown = false;
    facingRight = false;
    facingLeft = false;
    facingSW = false;
    facingSE = false;
    facingNW = false;
    facingNE = false;
  }
  if (directionValue > -1 && directionValue < 0)
  {
    facingNE = true;
    facingUp = false;
    facingRight = false;
    facingSW = false;
    facingSE = false;
    facingNW = false;
  }
  if (round(directionValue) == 0)
  {
    facingRight = true;
    facingLeft = false;
    facingSE = false;
    facingSW = false;
    facingNW = false;
    facingNE = false
  }
  if (directionValue > -1 && directionValue < -3)
  {
    facingNW = true;
    facingUp = false;
    facingLeft = false;
    facingSE = false;
    facingSW = false;
    facingNW = false;
  }
  if (round(directionValue) == -3)
  {
    facingLeft = true;
    facingRight = false;
    facingSE = false;
    facingSW = false;
    facingNW = false;
    facingNE = false
  }
  if (directionValue < 1 && directionValue > 3)
  {
    facingSW = true;
    facingDown = false;
    facingLeft = false;
    facingNE = false;
    facingNW = false;
    facingSE = false;
  }
  if (directionValue > 0 && directionValue < 1)
  {
    facingSE = true;
    facingDown = false;
    facingRight = false;
    facingNW = false;
    facingNE = false;
    facingSW = false;
  }
  if (round(directionValue) >= 1 && round(directionValue) <= 1)
  {
    facingDown = true;
    facingUp = false;
    facingRight = false;
    facingLeft = false;
    facingSW = false;
    facingSE = false;
    facingNW = false;
    facingNE = false;
  }
}

function mouseClicked()
{
  if (survivorInvBandage > 0)
  {
    if (mouseX > 250 && mouseX < 285)
    {
      if (mouseY > 450 && mouseY < 485)
      {
        if (survivorHP < 100 && survivorHP + 10 > 100)
        {
          survivorInvBandage -= 1;
          survivorHP = 100;
        }
        else if (survivorHP < 100)
        {
          survivorInvBandage -= 1;
          survivorHP += 10;
        }
      }
    }
  }
  if (showingTempCraft)
  {
    if (tempOccupiedSlot1 && tempOccupiedSlot2)
    {
      if (mouseX > 480 && mouseX < 600)
      {
        if (mouseY > 325 && mouseY < 355)
        {
          if (tempProduct == 'Silver Chestplate')
          {
            if (activeChestplate != 'Platinum Chestplate' || activeChestplate != 'Jadite Chestplate' || activeChestplate != 'Diamond Chestplate' || activeChestplate != 'Obsidian Chestplate')
            {
              activeChestplate = 'Silver Chestplate';
              armorHP = 20;
              tempSlot1 = '';
              tempSlot2 = '';
              tempProduct = '';
              tempOccupiedSlot1 = false;
              tempOccupiedSlot2 = false;
            }
          }
          if (tempProduct == 'Platinum Chestplate')
          {
            if (activeChestplate != 'Jadite Chestplate' || activeChestplate != 'Diamond Chestplate' || activeChestplate != 'Obsidian Chestplate')
            {
              activeChestplate = 'Platinum Chestplate';
              armorHP = 40;
              tempSlot1 = '';
              tempSlot2 = '';
              tempProduct = '';
              tempOccupiedSlot1 = false;
              tempOccupiedSlot2 = false;
            }
          }
          if (tempProduct == 'Jadite Chestplate')
          {
            if (activeChestplate != 'Diamond Chestplate' || activeChestplate != 'Obsidian Chestplate')
            {
              activeChestplate = 'Jadite Chestplate';
              armorHP = 60;
              tempSlot1 = '';
              tempSlot2 = '';
              tempProduct = '';
              tempOccupiedSlot1 = false;
              tempOccupiedSlot2 = false;
            }
          }
          if (tempProduct == 'Diamond Chestplate')
          {
            if (activeChestplate != 'Obsidian Chestplate')
            {
              activeChestplate = 'Diamond Chestplate';
              armorHP = 80;
              tempSlot1 = '';
              tempSlot2 = '';
              tempProduct = '';
              tempOccupiedSlot1 = false;
              tempOccupiedSlot2 = false;
            }
          }
          if (tempProduct == 'Obsidian Chestplate')
          {
            activeChestplate = 'Obsidian Chestplate';
            armorHP = 100;
            tempSlot1 = '';
            tempSlot2 = '';
            tempProduct = '';
            tempOccupiedSlot1 = false;
            tempOccupiedSlot2 = false;
          }
          if (tempProduct == 'Short Handle')
          {
            survivorInvShortHandle += 1;
            tempSlot1 = '';
            tempSlot2 = '';
            tempProduct = '';
            tempOccupiedSlot1 = false;
            tempOccupiedSlot2 = false;
          }
          if (tempProduct == 'Long Handle')
          {
            survivorInvLongHandle += 1;
            tempSlot1 = '';
            tempSlot2 = '';
            tempProduct = '';
            tempOccupiedSlot1 = false;
            tempOccupiedSlot2 = false;
          }
          if (tempProduct == 'Rope')
          {
            survivorInvRope += 1;
            tempSlot1 = '';
            tempSlot2 = '';
            tempProduct = '';
            tempOccupiedSlot1 = false;
            tempOccupiedSlot2 = false;
          }
          if (tempProduct == 'Cloth')
          {
            survivorInvCloth += 1;
            tempSlot1 = '';
            tempSlot2 = '';
            tempProduct = '';
            tempOccupiedSlot1 = false;
            tempOccupiedSlot2 = false;
          }
          if (tempProduct == 'Herbs')
          {
            survivorInvHerbs += 1;
            tempSlot1 = '';
            tempSlot2 = '';
            tempProduct = '';
            tempOccupiedSlot1 = false;
            tempOccupiedSlot2 = false;
          }
          if (tempProduct == 'Bandage')
          {
            survivorInvBandage += 1;
            tempSlot1 = '';
            tempSlot2 = '';
            tempProduct = '';
            tempOccupiedSlot1 = false;
            tempOccupiedSlot2 = false;
          }
          if (tempProduct == 'Silver Axe')
          {
            if (!silverAxeOwned && (!platinumAxeOwned || !jaditeAxeOwned || !diamondAxeOwned || !obsidianAxeOwned))
            {
              survivorWeapon = 'Silver Axe';
              silverAxeOwned = true;
              silverAxeActive = true;
              stoneAxeOwned = false;
              stoneAxeActive = false;
              stoneSwordActive = false;
              stonePickaxeActive = false;
              silverSwordActive = false;
              silverPickaxeActive = false;
            }
            tempSlot1 = '';
            tempSlot2 = '';
            tempProduct = '';
            tempOccupiedSlot1 = false;
            tempOccupiedSlot2 = false;
          }
          if (tempProduct == 'Silver Sword')
          {
            if (!silverSwordOwned && (!platinumSwordOwned || !jaditeSwordOwned || !diamondSwordOwned || !obsidianSwordOwned))
            {
              survivorWeapon = 'Silver Sword';
              silverSwordOwned = true;
              silverSwordActive = true;
              stoneSwordOwned = false;
              stoneAxeActive = false;
              stoneSwordActive = false;
              stonePickaxeActive = false;
              silverAxeActive = false;
              silverPickaxeActive = false;
            }
            tempSlot1 = '';
            tempSlot2 = '';
            tempProduct = '';
            tempOccupiedSlot1 = false;
            tempOccupiedSlot2 = false;
          }
          if (tempProduct == 'Silver Pickaxe')
          {
            if (!silverPickaxeOwned && (!platinumPickaxeOwned || !jaditePickaxeOwned || !diamondPickaxeOwned || !obsidianPickaxeOwned))
            {
              survivorWeapon = 'Silver Pickaxe';
              silverPickaxeOwned = true;
              silverPickaxeActive = true;
              stonePickaxeOwned = false;
              stoneAxeActive = false;
              stoneSwordActive = false;
              stonePickaxeActive = false;
              silverAxeActive = false;
              silverSwordActive = false;
            }
            tempSlot1 = '';
            tempSlot2 = '';
            tempProduct = '';
            tempOccupiedSlot1 = false;
            tempOccupiedSlot2 = false;
          }
          if (tempProduct == 'Platinum Axe')
          {
            if (!platinumAxeOwned && (!jaditeAxeOwned || !diamondAxeOwned || !obsidianAxeOwned))
            {
              survivorWeapon = 'Platinum Axe';
              platinumAxeOwned = true;
              platinumAxeActive = true;
              silverAxeOwned = false;
              silverAxeActive = false;
              silverSwordActive = false;
              silverPickaxeActive = false;
              platinumSwordActive = false;
              platinumPickaxeActive = false;
            }
            tempSlot1 = '';
            tempSlot2 = '';
            tempProduct = '';
            tempOccupiedSlot1 = false;
            tempOccupiedSlot2 = false;
          }
          if (tempProduct == 'Platinum Sword')
          {
            if (!platinumSwordOwned && (!jaditeSwordOwned || !diamondSwordOwned || !obsidianSwordOwned))
            {
              survivorWeapon = 'Platinum Sword';
              platinumSwordOwned = true;
              platinumSwordActive = true;
              silverSwordOwned = false;
              silverAxeActive = false;
              silverSwordActive = false;
              silverPickaxeActive = false;
              platinumAxeActive = false;
              platinumPickaxeActive = false;
            }
            tempSlot1 = '';
            tempSlot2 = '';
            tempProduct = '';
            tempOccupiedSlot1 = false;
            tempOccupiedSlot2 = false;
          }
          if (tempProduct == 'Platinum Pickaxe')
          {
            if (!platinumPickaxeOwned && (!jaditePickaxeOwned || !diamondPickaxeOwned || !obsidianPickaxeOwned))
            {
              survivorWeapon = 'Platinum Pickaxe';
              platinumPickaxeOwned = true;
              platinumPickaxeActive = true;
              silverPickaxeOwned = false;
              silverAxeActive = false;
              silverSwordActive = false;
              silverPickaxeActive = false;
              platinumAxeActive = false;
              platinumSwordActive = false;
            }
            tempSlot1 = '';
            tempSlot2 = '';
            tempProduct = '';
            tempOccupiedSlot1 = false;
            tempOccupiedSlot2 = false;
          }
          if (tempProduct == 'Jadite Axe')
          {
            if (!jaditeAxeOwned && (!diamondAxeOwned || !obsidianAxeOwned))
            {
              survivorWeapon = 'Jadite Axe';
              jaditeAxeOwned = true;
              jaditeAxeActive = true;
              platinumAxeOwned = false;
              platinumAxeActive = false;
              platinumSwordActive = false;
              platinumPickaxeActive = false;
              jaditeSwordActive = false;
              jaditePickaxeActive = false;
            }
            tempSlot1 = '';
            tempSlot2 = '';
            tempProduct = '';
            tempOccupiedSlot1 = false;
            tempOccupiedSlot2 = false;
          }
          if (tempProduct == 'Jadite Sword')
          {
            if (!jaditeSwordOwned && (!diamondSwordOwned || !obsidianSwordOwned))
            {
              survivorWeapon = 'Jadite Sword';
              jaditeSwordOwned = true;
              jaditeSwordActive = true;
              platinumSwordOwned = false;
              platinumAxeActive = false;
              platinumSwordActive = false;
              platinumPickaxeActive = false;
              jaditeAxeActive = false;
              jaditePickaxeActive = false;
            }
            tempSlot1 = '';
            tempSlot2 = '';
            tempProduct = '';
            tempOccupiedSlot1 = false;
            tempOccupiedSlot2 = false;
          }
          if (tempProduct == 'Jadite Pickaxe')
          {
            if (!jaditePickaxeOwned && (!diamondPickaxeOwned || !obsidianPickaxeOwned))
            {
              survivorWeapon = 'Jadite Pickaxe';
              jaditePickaxeOwned = true;
              jaditePickaxeActive = true;
              platinumPickaxeOwned = false;
              platinumAxeActive = false;
              platinumSwordActive = false;
              platinumPickaxeActive = false;
              jaditeAxeActive = false;
              jaditeSwordActive = false;
            }
            tempSlot1 = '';
            tempSlot2 = '';
            tempProduct = '';
            tempOccupiedSlot1 = false;
            tempOccupiedSlot2 = false;
          }
          if (tempProduct == 'Diamond Axe')
          {
            if (!diamondAxeOwned && !obsidianAxeOwned)
            {
              survivorWeapon = 'Diamond Axe';
              diamondAxeOwned = true;
              diamondAxeActive = true;
              jaditeAxeOwned = false;
              jaditeAxeActive = false;
              jaditeSwordActive = false;
              jaditePickaxeActive = false;
              diamondSwordActive = false;
              diamondPickaxeActive = false;
            }
            tempSlot1 = '';
            tempSlot2 = '';
            tempProduct = '';
            tempOccupiedSlot1 = false;
            tempOccupiedSlot2 = false;
          }
          if (tempProduct == 'Diamond Sword')
          {
            if (!diamondSwordOwned && !obsidianSwordOwned)
            {
              survivorWeapon = 'Diamond Sword';
              diamondSwordOwned = true;
              diamondSwordActive = true;
              jaditeSwordOwned = false;
              jaditeAxeActive = false;
              jaditeSwordActive = false;
              jaditePickaxeActive = false;
              diamondAxeActive = false;
              diamondPickaxeActive = false;
            }
            tempSlot1 = '';
            tempSlot2 = '';
            tempProduct = '';
            tempOccupiedSlot1 = false;
            tempOccupiedSlot2 = false;
          }
          if (tempProduct == 'Diamond Pickaxe')
          {
            if (!diamondPickaxeOwned && !obsidianPickaxeOwned)
            {
              survivorWeapon = 'Diamond Pickaxe';
              diamondPickaxeOwned = true;
              diamondPickaxeActive = true;
              jaditePickaxeOwned = false;
              jaditeAxeActive = false;
              jaditeSwordActive = false;
              jaditePickaxeActive = false;
              diamondAxeActive = false;
              diamondSwordActive = false;
            }
            tempSlot1 = '';
            tempSlot2 = '';
            tempProduct = '';
            tempOccupiedSlot1 = false;
            tempOccupiedSlot2 = false;
          }
          if (tempProduct == 'Obsidian Axe')
          {
            if (!obsidianAxeOwned)
            {
              survivorWeapon = 'Obsidian Axe';
              obsidianAxeOwned = true;
              obsidianAxeActive = true;
              diamondAxeOwned = false;
              diamondAxeActive = false;
              diamondSwordActive = false;
              diamondvPickaxeActive = false;
              obsidianSwordActive = false;
              obsidianPickaxeActive = false;
            }
            tempSlot1 = '';
            tempSlot2 = '';
            tempProduct = '';
            tempOccupiedSlot1 = false;
            tempOccupiedSlot2 = false;
          }
          if (tempProduct == 'Obsidian Sword')
          {
            if (!obsidianSwordOwned)
            {
              survivorWeapon = 'Obsidian Sword';
              obsidianSwordOwned = true;
              obsidianSwordActive = true;
              diamondSwordOwned = false;
              diamondAxeActive = false;
              diamondSwordActive = false;
              diamondPickaxeActive = false;
              obsidianAxeActive = false;
              obsidianPickaxeActive = false;
            }
            tempSlot1 = '';
            tempSlot2 = '';
            tempProduct = '';
            tempOccupiedSlot1 = false;
            tempOccupiedSlot2 = false;
          }
          if (tempProduct == 'Obsidian Pickaxe')
          {
            if (!obsidianPickaxeOwned)
            {
              survivorWeapon = 'Obsidian Pickaxe';
              obsidianPickaxeOwned = true;
              obsidianPickaxeActive = true;
              diamondPickaxeOwned = false;
              diamondAxeActive = false;
              diamondSwordActive = false;
              diamondPickaxeActive = false;
              obsidianAxeActive = false;
              obsidianSwordActive = false;
            }
            tempSlot1 = '';
            tempSlot2 = '';
            tempProduct = '';
            tempOccupiedSlot1 = false;
            tempOccupiedSlot2 = false;
          }
        }
      }
    }
  }
  if (showingTempCraft)
  {
    if (!tempOccupiedSlot1)
    {
      //row 1
      if (mouseX > 90 && mouseX < 190)
      {
        if (mouseY > 100 && mouseY < 120)
        {
          if (survivorInvRefWood > 0)
          {
            tempSlot1 = 'Refined Wood';
            tempSlot1X = 105;
            tempSlot1Y = 345;
            tempOccupiedSlot1 = true;
            survivorInvRefWood -= 1;
          }
        }
      }
      if (mouseX > 195 && mouseX < 295)
      {
        if (mouseY > 100 && mouseY < 120)
        {
          if (survivorInvRefStone > 0)
          {
            tempSlot1 = 'Refined Stone';
            tempSlot1X = 105;
            tempSlot1Y = 345;
            tempOccupiedSlot1 = true;
            survivorInvRefStone -= 1;
          }
        }
      }
      if (mouseX > 300 && mouseX < 400)
      {
        if (mouseY > 100 && mouseY < 120)
        {
          if (survivorInvRope > 0)
          {
            tempSlot1 = 'Rope';
            tempSlot1X = 130;
            tempSlot1Y = 345;
            tempOccupiedSlot1 = true;
            survivorInvRope -= 1;
          }
        }
      }
      if (mouseX > 405 && mouseX < 505)
      {
        if (mouseY > 100 && mouseY < 120)
        {
          if (survivorInvHerbs > 0)
          {
            tempSlot1 = 'Herbs';
            tempSlot1X = 130;
            tempSlot1Y = 345;
            tempOccupiedSlot1 = true;
            survivorInvHerbs -= 1;
          }
        }
      }
      if (mouseX > 510 && mouseX < 610)
      {
        if (mouseY > 100 && mouseY < 120)
        {
          if (survivorInvCloth > 0)
          {
            tempSlot1 = 'Cloth';
            tempSlot1X = 133;
            tempSlot1Y = 345;
            tempOccupiedSlot1 = true;
            survivorInvCloth -= 1;
          }
        }
      }
      
      //row 2
      if (mouseX > 90 && mouseX < 190)
      {
        if (mouseY > 160 && mouseY < 180)
        {
          if (axeOwned)
          {
            tempSlot1 = 'Axe';
            tempSlot1X = 135;
            tempSlot1Y = 345;
            tempOccupiedSlot1 = true;
          }
        }
      }
      if (mouseX > 195 && mouseX < 295)
      {
        if (mouseY > 160 && mouseY < 180)
        {
          if (pickaxeOwned)
          {
            tempSlot1 = 'Pickaxe';
            tempSlot1X = 125;
            tempSlot1Y = 345;
            tempOccupiedSlot1 = true;
          }
        }
      }
      if (mouseX > 300 && mouseX < 400)
      {
        if (mouseY > 160 && mouseY < 180)
        {
          if (swordOwned)
          {
            tempSlot1 = 'Sword';
            tempSlot1X = 130;
            tempSlot1Y = 345;
            tempOccupiedSlot1 = true;
          }
        }
      }
      if (mouseX > 405 && mouseX < 505)
      {
        if (mouseY > 160 && mouseY < 180)
        {
          if (survivorInvLongHandle > 0)
          {
            tempSlot1 = 'Long Handle';
            tempSlot1X = 110;
            tempSlot1Y = 345;
            tempOccupiedSlot1 = true;
            survivorInvLongHandle -= 1;
          }
        }
      }
      if (mouseX > 510 && mouseX < 610)
      {
        if (mouseY > 160 && mouseY < 180)
        {
          if (survivorInvShortHandle > 0)
          {
            tempSlot1 = 'Short Handle';
            tempSlot1X = 108;
            tempSlot1Y = 345;
            tempOccupiedSlot1 = true;
            survivorInvShortHandle -= 1;
          }
        }
      }
      
      //row 3
      if (mouseX > 90 && mouseX < 190)
      {
        if (mouseY > 220 && mouseY < 240)
        {
          if (survivorInvSilver > 0)
          {
            tempSlot1 = 'Silver';
            tempSlot1X = 130;
            tempSlot1Y = 345;
            tempOccupiedSlot1 = true;
            survivorInvSilver -= 1;
          }
        }
      }
      if (mouseX > 195 && mouseX < 295)
      {
        if (mouseY > 220 && mouseY < 240)
        {
          if (survivorInvPlatinum > 0)
          {
            tempSlot1 = 'Platinum';
            tempSlot1X = 123;
            tempSlot1Y = 345;
            tempOccupiedSlot1 = true;
            survivorInvPlatinum -= 1;
          }
        }
      }
      if (mouseX > 300 && mouseX < 400)
      {
        if (mouseY > 220 && mouseY < 240)
        {
          if (survivorInvJadite > 0)
          {
            tempSlot1 = 'Jadite';
            tempSlot1X = 130;
            tempSlot1Y = 345;
            tempOccupiedSlot1 = true;
            survivorInvJadite -= 1;
          }
        }
      }
      if (mouseX > 405 && mouseX < 505)
      {
        if (mouseY > 220 && mouseY < 240)
        {
          if (survivorInvDiamond > 0)
          {
            tempSlot1 = 'Diamond';
            tempSlot1X = 122;
            tempSlot1Y = 345;
            tempOccupiedSlot1 = true;
            survivorInvDiamond -= 1;
          }
        }
      }
      if (mouseX > 510 && mouseX < 610)
      {
        if (mouseY > 220 && mouseY < 240)
        {
          if (survivorInvObsidian > 0)
          {
            tempSlot1 = 'Obsidian';
            tempSlot1X = 122;
            tempSlot1Y = 345;
            tempOccupiedSlot1 = true;
            survivorInvObsidian -= 1;
          }
        }
      }
    }
    else if (!tempOccupiedSlot2)
    {
      //row 1
      if (mouseX > 90 && mouseX < 190)
      {
        if (mouseY > 100 && mouseY < 120)
        {
          if (survivorInvRefWood > 0)
          {
            tempSlot2 = 'Refined Wood';
            tempSlot2X = 275;
            tempSlot2Y = 345;
            tempOccupiedSlot2 = true;
            survivorInvRefWood -= 1;
          }
        }
      }
      if (mouseX > 195 && mouseX < 295)
      {
        if (mouseY > 100 && mouseY < 120)
        {
          if (survivorInvRefStone > 0)
          {
            tempSlot2 = 'Refined Stone';
            tempSlot2X = 275;
            tempSlot2Y = 345;
            tempOccupiedSlot2 = true;
            survivorInvRefStone -= 1;
          }
        }
      }
      if (mouseX > 300 && mouseX < 400)
      {
        if (mouseY > 100 && mouseY < 120)
        {
          if (survivorInvRope > 0)
          {
            tempSlot2 = 'Rope';
            tempSlot2X = 300;
            tempSlot2Y = 345;
            tempOccupiedSlot2 = true;
            survivorInvRope -= 1;
          }
        }
      }
      if (mouseX > 405 && mouseX < 505)
      {
        if (mouseY > 100 && mouseY < 120)
        {
          if (survivorInvHerbs > 0)
          {
            tempSlot2 = 'Herbs';
            tempSlot2X = 300;
            tempSlot2Y = 345;
            tempOccupiedSlot2 = true;
            survivorInvHerbs -= 1;
          }
        }
      }
      if (mouseX > 510 && mouseX < 610)
      {
        if (mouseY > 100 && mouseY < 120)
        {
          if (survivorInvCloth > 0)
          {
            tempSlot2 = 'Cloth';
            tempSlot2X = 303;
            tempSlot2Y = 345;
            tempOccupiedSlot2 = true;
            survivorInvCloth -= 1;
          }
        }
      }
      
      //row 2
      if (mouseX > 90 && mouseX < 190)
      {
        if (mouseY > 160 && mouseY < 180)
        {
          if (axeOwned)
          {
            tempSlot2 = 'Axe';
            tempSlot2X = 308;
            tempSlot2Y = 345;
            tempOccupiedSlot2 = true;
          }
        }
      }
      if (mouseX > 195 && mouseX < 295)
      {
        if (mouseY > 160 && mouseY < 180)
        {
          if (pickaxeOwned)
          {
            tempSlot2 = 'Pickaxe';
            tempSlot2X = 295;
            tempSlot2Y = 345;
            tempOccupiedSlot2 = true;
          }
        }
      }
      if (mouseX > 300 && mouseX < 400)
      {
        if (mouseY > 160 && mouseY < 180)
        {
          if (swordOwned)
          {
            tempSlot2 = 'Sword';
            tempSlot2X = 300;
            tempSlot2Y = 345;
            tempOccupiedSlot2 = true;
          }
        }
      }
      if (mouseX > 405 && mouseX < 505)
      {
        if (mouseY > 160 && mouseY < 180)
        {
          if (survivorInvLongHandle > 0)
          {
            tempSlot2 = 'Long Handle';
            tempSlot2X = 280;
            tempSlot2Y = 345;
            tempOccupiedSlot2 = true;
            survivorInvLongHandle -= 1;
          }
        }
      }
      if (mouseX > 510 && mouseX < 610)
      {
        if (mouseY > 160 && mouseY < 180)
        {
          if (survivorInvShortHandle > 0)
          {
            tempSlot2 = 'Short Handle';
            tempSlot2X = 278;
            tempSlot2Y = 345;
            tempOccupiedSlot2 = true;
            survivorInvShortHandle -= 1;
          }
        }
      }
      
      //row 3
      if (mouseX > 90 && mouseX < 190)
      {
        if (mouseY > 220 && mouseY < 240)
        {
          if (survivorInvSilver > 0)
          {
            tempSlot2 = 'Silver';
            tempSlot2X = 302;
            tempSlot2Y = 345;
            tempOccupiedSlot2 = true;
            survivorInvSilver -= 1;
          }
        }
      }
      if (mouseX > 195 && mouseX < 295)
      {
        if (mouseY > 220 && mouseY < 240)
        {
          if (survivorInvPlatinum > 0)
          {
            tempSlot2 = 'Platinum';
            tempSlot2X = 292;
            tempSlot2Y = 345;
            tempOccupiedSlot2 = true;
            survivorInvPlatinum -= 1;
          }
        }
      }
      if (mouseX > 300 && mouseX < 400)
      {
        if (mouseY > 220 && mouseY < 240)
        {
          if (survivorInvJadite > 0)
          {
            tempSlot2 = 'Jadite';
            tempSlot2X = 300;
            tempSlot2Y = 345;
            tempOccupiedSlot2 = true;
            survivorInvJadite -= 1;
          }
        }
      }
      if (mouseX > 405 && mouseX < 505)
      {
        if (mouseY > 220 && mouseY < 240)
        {
          if (survivorInvDiamond > 0)
          {
            tempSlot2 = 'Diamond';
            tempSlot2X = 290;
            tempSlot2Y = 345;
            tempOccupiedSlot2 = true;
            survivorInvDiamond -= 1;
          }
        }
      }
      if (mouseX > 510 && mouseX < 610)
      {
        if (mouseY > 220 && mouseY < 240)
        {
          if (survivorInvObsidian > 0)
          {
            tempSlot2 = 'Obsidian';
            tempSlot2X = 290;
            tempSlot2Y = 345;
            tempOccupiedSlot2 = true;
            survivorInvObsidian -= 1;
          }
        }
      }
    }
    
    if (tempOccupiedSlot1)
    {
      if (mouseX > 100 && mouseX < 200)
      {
        if (mouseY > 325 && mouseY < 355)
        {
          if (tempSlot1 == 'Refined Wood')
          {
            survivorInvRefWood += 1;
          }
          if (tempSlot1 == 'Refined Stone')
          {
            survivorInvRefStone += 1;
          }
          if (tempSlot1 == 'Rope')
          {
            survivorInvRefRope += 1;
          }
          if (tempSlot1 == 'Herbs')
          {
            survivorInvHerbs += 1;
          }
          if (tempSlot1 == 'Cloth')
          {
            survivorInvCloth += 1;
          }
          if (tempSlot1 == 'Long Handle')
          {
            survivorInvLongHandle += 1;
          }
          if (tempSlot1 == 'Short Handle')
          {
            survivorInvShortHandle += 1;
          }
          if (tempSlot1 == 'Silver')
          {
            survivorInvSilver += 1;
          }
          if (tempSlot1 == 'Platinum')
          {
            survivorInvPlatinum += 1;
          }
          if (tempSlot1 == 'Jadite')
          {
            survivorInvJadite += 1;
          }
          if (tempSlot1 == 'Diamond')
          {
            survivorInvDiamond += 1;
          }
          if (tempSlot1 == 'Obsidian')
          {
            survivorInvObsidian += 1;
          }
          tempSlot1 = '';
          tempOccupiedSlot1 = false;
        }
      }
    }
    if (tempOccupiedSlot2)
    {
      if (mouseX > 270 && mouseX < 370)
      {
        if (mouseY > 325 && mouseY < 355)
        {
          if (tempSlot2 == 'Refined Wood')
          {
            survivorInvRefWood += 1;
          }
          if (tempSlot2 == 'Refined Stone')
          {
            survivorInvRefStone += 1;
          }
          if (tempSlot2 == 'Rope')
          {
            survivorInvRefRope += 1;
          }
          if (tempSlot2 == 'Herbs')
          {
            survivorInvHerbs += 1;
          }
          if (tempSlot2 == 'Cloth')
          {
            survivorInvCloth += 1;
          }
          if (tempSlot2 == 'Long Handle')
          {
            survivorInvLongHandle += 1;
          }
          if (tempSlot2 == 'Short Handle')
          {
            survivorInvShortHandle += 1;
          }
          if (tempSlot2 == 'Silver')
          {
            survivorInvSilver += 1;
          }
          if (tempSlot2 == 'Platinum')
          {
            survivorInvPlatinum += 1;
          }
          if (tempSlot2 == 'Jadite')
          {
            survivorInvJadite += 1;
          }
          if (tempSlot2 == 'Diamond')
          {
            survivorInvDiamond += 1;
          }
          if (tempSlot2 == 'Obsidian')
          {
            survivorInvObsidian += 1;
          }
          tempSlot2 = '';
          tempOccupiedSlot2 = false;
        }
      }
    }
  }
  
  if (!showingTempCraft && showingTemplateIcon)
  {
    if (mouseX > width-60 && mouseX < width-20)
    {
      if (mouseY > height-50 && mouseY < height-10)
      {
        showingTempCraft = true;
      }
    }
  }
  else if (showingTempCraft && showingTemplateIcon)
  {
    if (mouseX > width-60 && mouseX < width-20)
    {
      if (mouseY > height-50 && mouseY < height-10)
      {
        showingTempCraft = false;
      }
    }
  }
  if (showingCraft)
  {
    if (mouseX > craftNextX && mouseX < craftNextX + 30)
    {
      if (mouseY > craftButtonY && mouseY < craftButtonY + 20)
      {
        craftPage += 1;
      }
    }
    if (mouseX > craftBackX && mouseX < craftBackX + 30)
    {
      if (mouseY > craftButtonY && mouseY < craftButtonY + 20)
      {
        craftPage -= 1;
      }
    }
    if (craftPage == 3)
    {
      if (mouseX > craftX && mouseX < craftX + craftWidth)
      {
        if (mouseY > craft1Y && mouseY < craft1Y + craftHeight)
        {
          if (survivorInvWood >= 5)
          {
            if (axeOwned)
            {
              survivorInvRefWood += 1;
              survivorInvWood -= 5;
            }
          }
          else if (survivorInvWood < 5 || !stoneAxeOwned)
          {
            push();
            translate(-cameraX, -cameraY);
            fill(140, 140, 140, 70);
            noStroke();
            rect(craftX, craft1Y, craftWidth, craftHeight);
            pop();
          }
        }
      }
      if (mouseX > craftX && mouseX < craftX + craftWidth)
      {
        if (mouseY > craft2Y && mouseY < craft2Y + craftHeight)
        {
          if (survivorInvStone >= 5)
          {
            if (pickaxeOwned)
            {
              survivorInvRefStone += 1;
              survivorInvStone -= 5;
            }
          }
          else if (survivorInvStone < 5 || !stonePickaxeOwned)
          {
            push();
            translate(-cameraX, -cameraY);
            fill(140, 140, 140, 70);
            noStroke();
            rect(craftX, craft2Y, craftWidth, craftHeight);
            pop();
          }
        }
      }
    }
  }
}

function mousePressed()
{
  survivor.swinging = true;
  
  if (showingCraft)
  {
    craftAvailable = true;
  }
}

function mouseReleased()
{
  survivor.swinging = false;
  
  if (showingCraft)
  {
    craftAvailable = false;
  }
}

function keyPressed()
{
  if (keyCode == 27 && !showingMenu)
  {
    showingMenu = true;
  }
  if (key == 'w' && !showingCraft)
  {
    movingUp = true;
  }
  if (key == 's' && !showingCraft)
  {
    movingDown = true;
  }
  if (key == 'a' && !showingCraft)
  {
    movingLeft = true;
  }
  if (key == 'd' && !showingCraft)
  {
    movingRight = true;
  }
  
  if (key == 'r')
  {
    if (woodSwordActive || stoneSwordActive || silverSwordActive || platinumSwordActive || jaditeSwordActive || diamondSwordActive || obsidianSwordActive)
    {
      console.log('switching from sword');
      if (woodPickaxeOwned && !woodPickaxeActive)
      {
        survivorWeapon = 'Wooden Pickaxe';
        woodAxeActive = false;
        woodSwordActive = false;
        stoneAxeActive = false;
        stoneSwordActive = false;
        woodPickaxeActive = true;
        stonePickaxeActive = false;
      }
      else if (stonePickaxeOwned && !stonePickaxeActive)
      {
        survivorWeapon = 'Stone Pickaxe';
        woodAxeActive = false;
        woodSwordActive = false;
        stoneAxeActive = false;
        stoneSwordActive = false;
        woodPickaxeActive = false;
        stonePickaxeActive = true;
        silverSwordActive = false;
        silverAxeActive = false;
        silverPickaxeActive = false;
        platinumSwordActive = false;
        platinumAxeActive = false;
        platinumPickaxeActive = false;
        jaditeSwordActive = false;
        jaditeAxeActive = false;
        jaditePickaxeActive = false;
        diamondSwordActive = false;
        diamondAxeActive = false;
        diamondPickaxeActive = false;
        obsidianSwordActive = false;
        obsidianAxeActive = false;
        obsidianPickaxe = false;
      }
      else if (silverPickaxeOwned && !silverPickaxeActive)
      {
        survivorWeapon = 'Silver Pickaxe';
        stoneAxeActive = false;
        stoneSwordActive = false;
        stonePickaxeActive = false;
        silverAxeActive = false;
        silverSwordActive = false;
        silverPickaxeActive = true;
        platinumSwordActive = false;
        platinumAxeActive = false;
        platinumPickaxeActive = false;
        jaditeSwordActive = false;
        jaditeAxeActive = false;
        jaditePickaxeActive = false;
        diamondSwordActive = false;
        diamondAxeActive = false;
        diamondPickaxeActive = false;
        obsidianSwordActive = false;
        obsidianAxeActive = false;
        obsidianPickaxe = false;
      }
      else if (platinumPickaxeOwned && !platinumPickaxeActive)
      {
        survivorWeapon = 'Platinum Pickaxe';
        stoneAxeActive = false;
        stoneSwordActive = false;
        stonePickaxeActive = false;
        silverAxeActive = false;
        silverSwordActive = false;
        silverPickaxeActive = false;
        platinumSwordActive = false;
        platinumAxeActive = false;
        platinumPickaxeActive = true;
        jaditeSwordActive = false;
        jaditeAxeActive = false;
        jaditePickaxeActive = false;
        diamondSwordActive = false;
        diamondAxeActive = false;
        diamondPickaxeActive = false;
        obsidianSwordActive = false;
        obsidianAxeActive = false;
        obsidianPickaxe = false;
      }
      else if (jaditePickaxeOwned && !jaditePickaxeActive)
      {
        survivorWeapon = 'Jadite Pickaxe';
        stoneAxeActive = false;
        stoneSwordActive = false;
        stonePickaxeActive = false;
        silverAxeActive = false;
        silverSwordActive = false;
        silverPickaxeActive = false;
        platinumSwordActive = false;
        platinumAxeActive = false;
        platinumPickaxeActive = false;
        jaditeSwordActive = false;
        jaditeAxeActive = false;
        jaditePickaxeActive = true;
        diamondSwordActive = false;
        diamondAxeActive = false;
        diamondPickaxeActive = false;
        obsidianSwordActive = false;
        obsidianAxeActive = false;
        obsidianPickaxe = false;
      }
      else if (diamondPickaxeOwned && !diamondPickaxeActive)
      {
        survivorWeapon = 'Diamond Pickaxe';
        stoneAxeActive = false;
        stoneSwordActive = false;
        stonePickaxeActive = false;
        silverAxeActive = false;
        silverSwordActive = false;
        silverPickaxeActive = false;
        platinumSwordActive = false;
        platinumAxeActive = false;
        platinumPickaxeActive = false;
        jaditeSwordActive = false;
        jaditeAxeActive = false;
        jaditePickaxeActive = false;
        diamondSwordActive = false;
        diamondAxeActive = false;
        diamondPickaxeActive = true;
        obsidianSwordActive = false;
        obsidianAxeActive = false;
        obsidianPickaxe = false;
      }
      else if (obsidianPickaxeOwned && !obsidianPickaxeActive)
      {
        survivorWeapon = 'Obsidian Pickaxe';
        stoneAxeActive = false;
        stoneSwordActive = false;
        stonePickaxeActive = false;
        silverAxeActive = false;
        silverSwordActive = false;
        silverPickaxeActive = false;
        platinumSwordActive = false;
        platinumAxeActive = false;
        platinumPickaxeActive = false;
        jaditeSwordActive = false;
        jaditeAxeActive = false;
        jaditePickaxeActive = false;
        diamondSwordActive = false;
        diamondAxeActive = false;
        diamondPickaxeActive = false;
        obsidianSwordActive = false;
        obsidianAxeActive = false;
        obsidianPickaxe = true;
      }
      else if ((!woodPickaxeOwned || !stonePickaxeOwned) && woodAxeOwned && !woodAxeActive)
      {
        survivorWeapon = 'Wooden Axe';
        woodAxeActive = true;
        woodSwordActive = false;
        stoneAxeActive = false;
        stoneSwordActive = false;
        woodPickaxeActive = false;
        stonePickaxeActive = false;
      }
      else if ((!woodPickaxeOwned || !stonePickaxeOwned) && stoneAxeOwned && !stoneAxeActive)
      {
        survivorWeapon = 'Stone Axe';
        woodAxeActive = false;
        woodSwordActive = false;
        stoneAxeActive = true;
        stoneSwordActive = false;
        woodPickaxeActive = false;
        stonePickaxeActive = false;
      }
      else if ((!stonePickaxeOwned || !silverPickaxeOwned) && silverAxeOwned && silverAxeActive)
      {
        survivorWeapon = 'Silver Axe';
        stoneAxeActive = false;
        stoneSwordActive = false;
        stonePickaxeActive = false;
        silverAxeActive = true;
        silverSwordActive = false;
        silverPickaxeActive = false;
      }
    }
    else if (woodAxeActive || stoneAxeActive || silverAxeActive || platinumAxeActive || jaditeAxeActive || diamondAxeActive || obsidianAxeActive)
    {
      console.log('switching from axe');
      if (woodSwordOwned && !woodSwordActive)
      {
        survivorWeapon = 'Wooden Sword';
        woodAxeActive = false;
        woodSwordActive = true;
        stoneAxeActive = false;
        stoneSwordActive = false;
        woodPickaxeActive = false;
        stonePickaxeActive = false;
      }
      else if (stoneSwordOwned && !stoneSwordActive)
      {
        survivorWeapon = 'Stone Sword';
        woodAxeActive = false;
        woodSwordActive = false;
        stoneAxeActive = false;
        stoneSwordActive = true;
        woodPickaxeActive = false;
        stonePickaxeActive = false;
        silverSwordActive = false;
        silverAxeActive = false;
        silverPickaxeActive = false;
        platinumSwordActive = false;
        platinumAxeActive = false;
        platinumPickaxeActive = false;
        jaditeSwordActive = false;
        jaditeAxeActive = false;
        jaditePickaxeActive = false;
        diamondSwordActive = false;
        diamondAxeActive = false;
        diamondPickaxeActive = false;
        obsidianSwordActive = false;
        obsidianAxeActive = false;
        obsidianPickaxe = false;
      }
      else if (silverSwordOwned && !silverSwordActive)
      {
        survivorWeapon = 'Silver Sword';
        stoneAxeActive = false;
        stoneSwordActive = false;
        stonePickaxeActive = false;
        silverAxeActive = false;
        silverSwordActive = true;
        silverPickaxeActive = false;
        platinumSwordActive = false;
        platinumAxeActive = false;
        platinumPickaxeActive = false;
        jaditeSwordActive = false;
        jaditeAxeActive = false;
        jaditePickaxeActive = false;
        diamondSwordActive = false;
        diamondAxeActive = false;
        diamondPickaxeActive = false;
        obsidianSwordActive = false;
        obsidianAxeActive = false;
        obsidianPickaxe = false;
      }
      else if (platinumSwordOwned && !platinumSwordActive)
      {
        survivorWeapon = 'Platinum Sword';
        stoneAxeActive = false;
        stoneSwordActive = false;
        stonePickaxeActive = false;
        silverAxeActive = false;
        silverSwordActive = false;
        silverPickaxeActive = false;
        platinumSwordActive = true;
        platinumAxeActive = false;
        platinumPickaxeActive = false;
        jaditeSwordActive = false;
        jaditeAxeActive = false;
        jaditePickaxeActive = false;
        diamondSwordActive = false;
        diamondAxeActive = false;
        diamondPickaxeActive = false;
        obsidianSwordActive = false;
        obsidianAxeActive = false;
        obsidianPickaxe = false;
      }
      else if (jaditeSwordOwned && !jaditeSwordActive)
      {
        survivorWeapon = 'Jadite Sword';
        stoneAxeActive = false;
        stoneSwordActive = false;
        stonePickaxeActive = false;
        silverAxeActive = false;
        silverSwordActive = false;
        silverPickaxeActive = false;
        platinumSwordActive = false;
        platinumAxeActive = false;
        platinumPickaxeActive = false;
        jaditeSwordActive = true;
        jaditeAxeActive = false;
        jaditePickaxeActive = false;
        diamondSwordActive = false;
        diamondAxeActive = false;
        diamondPickaxeActive = false;
        obsidianSwordActive = false;
        obsidianAxeActive = false;
        obsidianPickaxe = false;
      }
      else if (diamondSwordOwned && !diamondSwordActive)
      {
        survivorWeapon = 'Diamond Sword';
        stoneAxeActive = false;
        stoneSwordActive = false;
        stonePickaxeActive = false;
        silverAxeActive = false;
        silverSwordActive = false;
        silverPickaxeActive = false;
        platinumSwordActive = false;
        platinumAxeActive = false;
        platinumPickaxeActive = false;
        jaditeSwordActive = false;
        jaditeAxeActive = false;
        jaditePickaxeActive = false;
        diamondSwordActive = true;
        diamondAxeActive = false;
        diamondPickaxeActive = false;
        obsidianSwordActive = false;
        obsidianAxeActive = false;
        obsidianPickaxe = false;
      }
      else if (obsidianSwordOwned && !obsidianSwordActive)
      {
        survivorWeapon = 'Obsidian Sword';
        stoneAxeActive = false;
        stoneSwordActive = false;
        stonePickaxeActive = false;
        silverAxeActive = false;
        silverSwordActive = false;
        silverPickaxeActive = false;
        platinumSwordActive = false;
        platinumAxeActive = false;
        platinumPickaxeActive = false;
        jaditeSwordActive = false;
        jaditeAxeActive = false;
        jaditePickaxeActive = false;
        diamondSwordActive = false;
        diamondAxeActive = false;
        diamondPickaxeActive = false;
        obsidianSwordActive = true;
        obsidianAxeActive = false;
        obsidianPickaxe = false;
      }
      else if ((!woodSwordOwned || !stoneSwordOwned) && woodPickaxeOwned && !woodPickaxeActive)
      {
        survivorWeapon = 'Wooden Pickaxe';
        woodAxeActive = false;
        woodSwordActive = false;
        stoneAxeActive = false;
        stoneSwordActive = false;
        woodPickaxeActive = true;
        stonePickaxeActive = false;
      }
      else if ((!woodSwordOwned || !stoneSwordOwned) && stonePickaxeOwned && !stonePickaxeActive)
      {
        survivorWeapon = 'Stone Pickaxe';
        woodAxeActive = false;
        woodSwordActive = false;
        stoneAxeActive = false;
        stoneSwordActive = false;
        woodPickaxeActive = false;
        stonePickaxeActive = true;
      }
      else if ((!stoneSwordOwned || !silverSwordOwned) && silverPickaxeOwned && silverPickaxeActive)
      {
        survivorWeapon = 'Silver Pickaxe';
        stoneAxeActive = false;
        stoneSwordActive = false;
        stonePickaxeActive = false;
        silverAxeActive = false;
        silverSwordActive = false;
        silverPickaxeActive = true;
      }
    }
    else if (woodPickaxeActive || stonePickaxeActive || silverPickaxeActive || platinumPickaxeActive || jaditePickaxeActive || diamondPickaxeActive || obsidianPickaxeActive)
    {
      console.log('switching from pickaxe');
      if (woodAxeOwned && !woodAxeActive)
      {
        survivorWeapon = 'Wooden Axe';
        woodAxeActive = true;
        woodSwordActive = false;
        stoneAxeActive = false;
        stoneSwordActive = false;
        woodPickaxeActive = false;
        stonePickaxeActive = false;
      }
      else if (stoneAxeOwned && !stoneAxeActive)
      {
        survivorWeapon = 'Stone Axe';
        woodAxeActive = false;
        woodSwordActive = false;
        stoneAxeActive = true;
        stoneSwordActive = false;
        woodPickaxeActive = false;
        stonePickaxeActive = false;
        silverSwordActive = false;
        silverAxeActive = false;
        silverPickaxeActive = false;
        platinumSwordActive = false;
        platinumAxeActive = false;
        platinumPickaxeActive = false;
        jaditeSwordActive = false;
        jaditeAxeActive = false;
        jaditePickaxeActive = false;
        diamondSwordActive = false;
        diamondAxeActive = false;
        diamondPickaxeActive = false;
        obsidianSwordActive = false;
        obsidianAxeActive = false;
        obsidianPickaxe = false;
      }
      else if (silverAxeOwned && !silverAxeActive)
      {
        survivorWeapon = 'Silver Axe';
        stoneAxeActive = false;
        stoneSwordActive = false;
        stonePickaxeActive = false;
        silverAxeActive = true;
        silverSwordActive = false;
        silverPickaxeActive = false;
        platinumSwordActive = false;
        platinumAxeActive = false;
        platinumPickaxeActive = false;
        jaditeSwordActive = false;
        jaditeAxeActive = false;
        jaditePickaxeActive = false;
        diamondSwordActive = false;
        diamondAxeActive = false;
        diamondPickaxeActive = false;
        obsidianSwordActive = false;
        obsidianAxeActive = false;
        obsidianPickaxe = false;
      }
      else if (platinumAxeOwned && !platinumAxeActive)
      {
        survivorWeapon = 'Platinum Axe';
        stoneAxeActive = false;
        stoneSwordActive = false;
        stonePickaxeActive = false;
        silverAxeActive = false;
        silverSwordActive = false;
        silverPickaxeActive = false;
        platinumSwordActive = false;
        platinumAxeActive = true;
        platinumPickaxeActive = false;
        jaditeSwordActive = false;
        jaditeAxeActive = false;
        jaditePickaxeActive = false;
        diamondSwordActive = false;
        diamondAxeActive = false;
        diamondPickaxeActive = false;
        obsidianSwordActive = false;
        obsidianAxeActive = false;
        obsidianPickaxe = false;
      }
      else if (jaditeAxeOwned && !jaditeAxeActive)
      {
        survivorWeapon = 'Jadite Axe';
        stoneAxeActive = false;
        stoneSwordActive = false;
        stonePickaxeActive = false;
        silverAxeActive = false;
        silverSwordActive = false;
        silverPickaxeActive = false;
        platinumSwordActive = false;
        platinumAxeActive = false;
        platinumPickaxeActive = false;
        jaditeSwordActive = false;
        jaditeAxeActive = true;
        jaditePickaxeActive = false;
        diamondSwordActive = false;
        diamondAxeActive = false;
        diamondPickaxeActive = false;
        obsidianSwordActive = false;
        obsidianAxeActive = false;
        obsidianPickaxe = false;
      }
      else if (diamondAxeOwned && !diamondAxeActive)
      {
        survivorWeapon = 'Diamond Axe';
        stoneAxeActive = false;
        stoneSwordActive = false;
        stonePickaxeActive = false;
        silverAxeActive = false;
        silverSwordActive = false;
        silverPickaxeActive = false;
        platinumSwordActive = false;
        platinumAxeActive = false;
        platinumPickaxeActive = false;
        jaditeSwordActive = false;
        jaditeAxeActive = false;
        jaditePickaxeActive = false;
        diamondSwordActive = false;
        diamondAxeActive = true;
        diamondPickaxeActive = false;
        obsidianSwordActive = false;
        obsidianAxeActive = false;
        obsidianPickaxe = false;
      }
      else if (obsidianAxeOwned && !obsidianAxeActive)
      {
        survivorWeapon = 'Obsidian Axe';
        stoneAxeActive = false;
        stoneSwordActive = false;
        stonePickaxeActive = false;
        silverAxeActive = false;
        silverSwordActive = false;
        silverPickaxeActive = false;
        platinumSwordActive = false;
        platinumAxeActive = false;
        platinumPickaxeActive = false;
        jaditeSwordActive = false;
        jaditeAxeActive = false;
        jaditePickaxeActive = false;
        diamondSwordActive = false;
        diamondAxeActive = false;
        diamondPickaxeActive = false;
        obsidianSwordActive = false;
        obsidianAxeActive = true;
        obsidianPickaxe = false;
      }
      else if ((!woodAxeOwned && !stoneAxeOwned) && woodSwordOwned && !woodSwordActive)
      {
        survivorWeapon = 'Wooden Sword';
        woodAxeActive = false;
        woodSwordActive = true;
        stoneAxeActive = false;
        stoneSwordActive = false;
        woodPickaxeActive = false;
        stonePickaxeActive = false;
      }
      else if ((!woodAxeOwned && !stoneAxeOwned) && stoneSwordOwned && !stoneSwordActive)
      {
        survivorWeapon = 'Stone Sword';
        woodAxeActive = false;
        woodSwordActive = false;
        stoneAxeActive = false;
        stoneSwordActive = true;
        woodPickaxeActive = false;
        stonePickaxeActive = false;
      }
      else if ((!stoneAxeOwned || !silverAxeOwned) && silverSwordOwned && silverSwordActive)
      {
        survivorWeapon = 'Silver Sword';
        stoneAxeActive = false;
        stoneSwordActive = false;
        stonePickaxeActive = false;
        silverAxeActive = false;
        silverSwordActive = true;
        silverPickaxeActive = false;
      }
    }
  }
  
  if (key == 'q' && !showingInv && !showingCraft)
  {
    showingInv = true;
  }
  else if (key == 'q' && showingInv && !showingCraft)
  {
    showingInv = false;
  }
  
  if (key == 'e' && !showingCraft)
  {
    showingCraft = true;
  }
  else if (key == 'e' && showingCraft)
  {
    showingCraft = false;
  }
}

function keyReleased()
{
  if (key == 'w')
  {
    movingUp = false;
  }
  if (key == 's')
  {
    movingDown = false;
  }
  if (key == 'a')
  {
    movingLeft = false;
  }
  if (key == 'd')
  {
    movingRight = false;
  }
}
